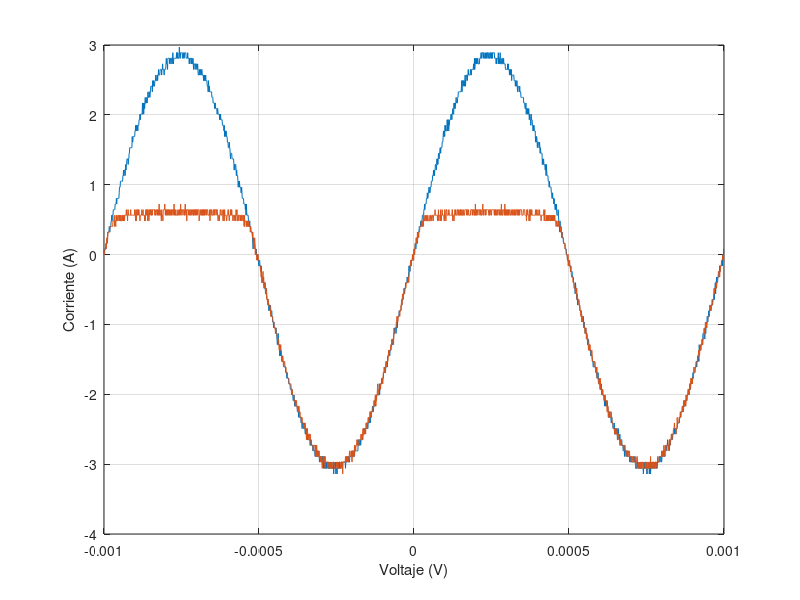

The MATLAB source for this figure:
t=[-1.00E-03
-9.99E-04
-9.98E-04
-9.97E-04
-9.96E-04
-9.95E-04
-9.94E-04
-9.93E-04
-9.92E-04
-9.91E-04
-9.90E-04
-9.89E-04
-9.88E-04
-9.87E-04
-9.86E-04
-9.85E-04
-9.84E-04
-9.83E-04
-9.82E-04
-9.81E-04
-9.80E-04
-9.79E-04
-9.78E-04
-9.77E-04
-9.76E-04
-9.75E-04
-9.74E-04
-9.73E-04
-9.72E-04
-9.71E-04
-9.70E-04
-9.69E-04
-9.68E-04
-9.67E-04
-9.66E-04
-9.65E-04
-9.64E-04
-9.63E-04
-9.62E-04
-9.61E-04
-9.60E-04
-9.59E-04
-9.58E-04
-9.57E-04
-9.56E-04
-9.55E-04
-9.54E-04
-9.53E-04
-9.52E-04
-9.51E-04
-9.50E-04
-9.49E-04
-9.48E-04
-9.47E-04
-9.46E-04
-9.45E-04
-9.44E-04
-9.43E-04
-9.42E-04
-9.41E-04
-9.40E-04
-9.39E-04
-9.38E-04
-9.37E-04
-9.36E-04
-9.35E-04
-9.34E-04
-9.33E-04
-9.32E-04
-9.31E-04
-9.30E-04
-9.29E-04
-9.28E-04
-9.27E-04
-9.26E-04
-9.25E-04
-9.24E-04
-9.23E-04
-9.22E-04
-9.21E-04
-9.20E-04
-9.19E-04
-9.18E-04
-9.17E-04
-9.16E-04
-9.15E-04
-9.14E-04
-9.13E-04
-9.12E-04
-9.11E-04
-9.10E-04
-9.09E-04
-9.08E-04
-9.07E-04
-9.06E-04
-9.05E-04
-9.04E-04
-9.03E-04
-9.02E-04
-9.01E-04
-9.00E-04
-8.99E-04
-8.98E-04
-8.97E-04
-8.96E-04
-8.95E-04
-8.94E-04
-8.93E-04
-8.92E-04
-8.91E-04
-8.90E-04
-8.89E-04
-8.88E-04
-8.87E-04
-8.86E-04
-8.85E-04
-8.84E-04
-8.83E-04
-8.82E-04
-8.81E-04
-8.80E-04
-8.79E-04
-8.78E-04
-8.77E-04
-8.76E-04
-8.75E-04
-8.74E-04
-8.73E-04
-8.72E-04
-8.71E-04
-8.70E-04
-8.69E-04
-8.68E-04
-8.67E-04
-8.66E-04
-8.65E-04
-8.64E-04
-8.63E-04
-8.62E-04
-8.61E-04
-8.60E-04
-8.59E-04
-8.58E-04
-8.57E-04
-8.56E-04
-8.55E-04
-8.54E-04
-8.53E-04
-8.52E-04
-8.51E-04
-8.50E-04
-8.49E-04
-8.48E-04
-8.47E-04
-8.46E-04
-8.45E-04
-8.44E-04
-8.43E-04
-8.42E-04
-8.41E-04
-8.40E-04
-8.39E-04
-8.38E-04
-8.37E-04
-8.36E-04
-8.35E-04
-8.34E-04
-8.33E-04
-8.32E-04
-8.31E-04
-8.30E-04
-8.29E-04
-8.28E-04
-8.27E-04
-8.26E-04
-8.25E-04
-8.24E-04
-8.23E-04
-8.22E-04
-8.21E-04
-8.20E-04
-8.19E-04
-8.18E-04
-8.17E-04
-8.16E-04
-8.15E-04
-8.14E-04
-8.13E-04
-8.12E-04
-8.11E-04
-8.10E-04
-8.09E-04
-8.08E-04
-8.07E-04
-8.06E-04
-8.05E-04
-8.04E-04
-8.03E-04
-8.02E-04
-8.01E-04
-8.00E-04
-7.99E-04
-7.98E-04
-7.97E-04
-7.96E-04
-7.95E-04
-7.94E-04
-7.93E-04
-7.92E-04
-7.91E-04
-7.90E-04
-7.89E-04
-7.88E-04
-7.87E-04
-7.86E-04
-7.85E-04
-7.84E-04
-7.83E-04
-7.82E-04
-7.81E-04
-7.80E-04
-7.79E-04
-7.78E-04
-7.77E-04
-7.76E-04
-7.75E-04
-7.74E-04
-7.73E-04
-7.72E-04
-7.71E-04
-7.70E-04
-7.69E-04
-7.68E-04
-7.67E-04
-7.66E-04
-7.65E-04
-7.64E-04
-7.63E-04
-7.62E-04
-7.61E-04
-7.60E-04
-7.59E-04
-7.58E-04
-7.57E-04
-7.56E-04
-7.55E-04
-7.54E-04
-7.53E-04
-7.52E-04
-7.51E-04
-7.50E-04
-7.49E-04
-7.48E-04
-7.47E-04
-7.46E-04
-7.45E-04
-7.44E-04
-7.43E-04
-7.42E-04
-7.41E-04
-7.40E-04
-7.39E-04
-7.38E-04
-7.37E-04
-7.36E-04
-7.35E-04
-7.34E-04
-7.33E-04
-7.32E-04
-7.31E-04
-7.30E-04
-7.29E-04
-7.28E-04
-7.27E-04
-7.26E-04
-7.25E-04
-7.24E-04
-7.23E-04
-7.22E-04
-7.21E-04
-7.20E-04
-7.19E-04
-7.18E-04
-7.17E-04
-7.16E-04
-7.15E-04
-7.14E-04
-7.13E-04
-7.12E-04
-7.11E-04
-7.10E-04
-7.09E-04
-7.08E-04
-7.07E-04
-7.06E-04
-7.05E-04
-7.04E-04
-7.03E-04
-7.02E-04
-7.01E-04
-7.00E-04
-6.99E-04
-6.98E-04
-6.97E-04
-6.96E-04
-6.95E-04
-6.94E-04
-6.93E-04
-6.92E-04
-6.91E-04
-6.90E-04
-6.89E-04
-6.88E-04
-6.87E-04
-6.86E-04
-6.85E-04
-6.84E-04
-6.83E-04
-6.82E-04
-6.81E-04
-6.80E-04
-6.79E-04
-6.78E-04
-6.77E-04
-6.76E-04
-6.75E-04
-6.74E-04
-6.73E-04
-6.72E-04
-6.71E-04
-6.70E-04
-6.69E-04
-6.68E-04
-6.67E-04
-6.66E-04
-6.65E-04
-6.64E-04
-6.63E-04
-6.62E-04
-6.61E-04
-6.60E-04
-6.59E-04
-6.58E-04
-6.57E-04
-6.56E-04
-6.55E-04
-6.54E-04
-6.53E-04
-6.52E-04
-6.51E-04
-6.50E-04
-6.49E-04
-6.48E-04
-6.47E-04
-6.46E-04
-6.45E-04
-6.44E-04
-6.43E-04
-6.42E-04
-6.41E-04
-6.40E-04
-6.39E-04
-6.38E-04
-6.37E-04
-6.36E-04
-6.35E-04
-6.34E-04
-6.33E-04
-6.32E-04
-6.31E-04
-6.30E-04
-6.29E-04
-6.28E-04
-6.27E-04
-6.26E-04
-6.25E-04
-6.24E-04
-6.23E-04
-6.22E-04
-6.21E-04
-6.20E-04
-6.19E-04
-6.18E-04
-6.17E-04
-6.16E-04
-6.15E-04
-6.14E-04
-6.13E-04
-6.12E-04
-6.11E-04
-6.10E-04
-6.09E-04
-6.08E-04
-6.07E-04
-6.06E-04
-6.05E-04
-6.04E-04
-6.03E-04
-6.02E-04
-6.01E-04
-6.00E-04
-5.99E-04
-5.98E-04
-5.97E-04
-5.96E-04
-5.95E-04
-5.94E-04
-5.93E-04
-5.92E-04
-5.91E-04
-5.90E-04
-5.89E-04
-5.88E-04
-5.87E-04
-5.86E-04
-5.85E-04
-5.84E-04
-5.83E-04
-5.82E-04
-5.81E-04
-5.80E-04
-5.79E-04
-5.78E-04
-5.77E-04
-5.76E-04
-5.75E-04
-5.74E-04
-5.73E-04
-5.72E-04
-5.71E-04
-5.70E-04
-5.69E-04
-5.68E-04
-5.67E-04
-5.66E-04
-5.65E-04
-5.64E-04
-5.63E-04
-5.62E-04
-5.61E-04
-5.60E-04
-5.59E-04
-5.58E-04
-5.57E-04
-5.56E-04
-5.55E-04
-5.54E-04
-5.53E-04
-5.52E-04
-5.51E-04
-5.50E-04
-5.49E-04
-5.48E-04
-5.47E-04
-5.46E-04
-5.45E-04
-5.44E-04
-5.43E-04
-5.42E-04
-5.41E-04
-5.40E-04
-5.39E-04
-5.38E-04
-5.37E-04
-5.36E-04
-5.35E-04
-5.34E-04
-5.33E-04
-5.32E-04
-5.31E-04
-5.30E-04
-5.29E-04
-5.28E-04
-5.27E-04
-5.26E-04
-5.25E-04
-5.24E-04
-5.23E-04
-5.22E-04
-5.21E-04
-5.20E-04
-5.19E-04
-5.18E-04
-5.17E-04
-5.16E-04
-5.15E-04
-5.14E-04
-5.13E-04
-5.12E-04
-5.11E-04
-5.10E-04
-5.09E-04
-5.08E-04
-5.07E-04
-5.06E-04
-5.05E-04
-5.04E-04
-5.03E-04
-5.02E-04
-5.01E-04
-5.00E-04
-4.99E-04
-4.98E-04
-4.97E-04
-4.96E-04
-4.95E-04
-4.94E-04
-4.93E-04
-4.92E-04
-4.91E-04
-4.90E-04
-4.89E-04
-4.88E-04
-4.87E-04
-4.86E-04
-4.85E-04
-4.84E-04
-4.83E-04
-4.82E-04
-4.81E-04
-4.80E-04
-4.79E-04
-4.78E-04
-4.77E-04
-4.76E-04
-4.75E-04
-4.74E-04
-4.73E-04
-4.72E-04
-4.71E-04
-4.70E-04
-4.69E-04
-4.68E-04
-4.67E-04
-4.66E-04
-4.65E-04
-4.64E-04
-4.63E-04
-4.62E-04
-4.61E-04
-4.60E-04
-4.59E-04
-4.58E-04
-4.57E-04
-4.56E-04
-4.55E-04
-4.54E-04
-4.53E-04
-4.52E-04
-4.51E-04
-4.50E-04
-4.49E-04
-4.48E-04
-4.47E-04
-4.46E-04
-4.45E-04
-4.44E-04
-4.43E-04
-4.42E-04
-4.41E-04
-4.40E-04
-4.39E-04
-4.38E-04
-4.37E-04
-4.36E-04
-4.35E-04
-4.34E-04
-4.33E-04
-4.32E-04
-4.31E-04
-4.30E-04
-4.29E-04
-4.28E-04
-4.27E-04
-4.26E-04
-4.25E-04
-4.24E-04
-4.23E-04
-4.22E-04
-4.21E-04
-4.20E-04
-4.19E-04
-4.18E-04
-4.17E-04
-4.16E-04
-4.15E-04
-4.14E-04
-4.13E-04
-4.12E-04
-4.11E-04
-4.10E-04
-4.09E-04
-4.08E-04
-4.07E-04
-4.06E-04
-4.05E-04
-4.04E-04
-4.03E-04
-4.02E-04
-4.01E-04
-4.00E-04
-3.99E-04
-3.98E-04
-3.97E-04
-3.96E-04
-3.95E-04
-3.94E-04
-3.93E-04
-3.92E-04
-3.91E-04
-3.90E-04
-3.89E-04
-3.88E-04
-3.87E-04
-3.86E-04
-3.85E-04
-3.84E-04
-3.83E-04
-3.82E-04
-3.81E-04
-3.80E-04
-3.79E-04
-3.78E-04
-3.77E-04
-3.76E-04
-3.75E-04
-3.74E-04
-3.73E-04
-3.72E-04
-3.71E-04
-3.70E-04
-3.69E-04
-3.68E-04
-3.67E-04
-3.66E-04
-3.65E-04
-3.64E-04
-3.63E-04
-3.62E-04
-3.61E-04
-3.60E-04
-3.59E-04
-3.58E-04
-3.57E-04
-3.56E-04
-3.55E-04
-3.54E-04
-3.53E-04
-3.52E-04
-3.51E-04
-3.50E-04
-3.49E-04
-3.48E-04
-3.47E-04
-3.46E-04
-3.45E-04
-3.44E-04
-3.43E-04
-3.42E-04
-3.41E-04
-3.40E-04
-3.39E-04
-3.38E-04
-3.37E-04
-3.36E-04
-3.35E-04
-3.34E-04
-3.33E-04
-3.32E-04
-3.31E-04
-3.30E-04
-3.29E-04
-3.28E-04
-3.27E-04
-3.26E-04
-3.25E-04
-3.24E-04
-3.23E-04
-3.22E-04
-3.21E-04
-3.20E-04
-3.19E-04
-3.18E-04
-3.17E-04
-3.16E-04
-3.15E-04
-3.14E-04
-3.13E-04
-3.12E-04
-3.11E-04
-3.10E-04
-3.09E-04
-3.08E-04
-3.07E-04
-3.06E-04
-3.05E-04
-3.04E-04
-3.03E-04
-3.02E-04
-3.01E-04
-3.00E-04
-2.99E-04
-2.98E-04
-2.97E-04
-2.96E-04
-2.95E-04
-2.94E-04
-2.93E-04
-2.92E-04
-2.91E-04
-2.90E-04
-2.89E-04
-2.88E-04
-2.87E-04
-2.86E-04
-2.85E-04
-2.84E-04
-2.83E-04
-2.82E-04
-2.81E-04
-2.80E-04
-2.79E-04
-2.78E-04
-2.77E-04
-2.76E-04
-2.75E-04
-2.74E-04
-2.73E-04
-2.72E-04
-2.71E-04
-2.70E-04
-2.69E-04
-2.68E-04
-2.67E-04
-2.66E-04
-2.65E-04
-2.64E-04
-2.63E-04
-2.62E-04
-2.61E-04
-2.60E-04
-2.59E-04
-2.58E-04
-2.57E-04
-2.56E-04
-2.55E-04
-2.54E-04
-2.53E-04
-2.52E-04
-2.51E-04
-2.50E-04
-2.49E-04
-2.48E-04
-2.47E-04
-2.46E-04
-2.45E-04
-2.44E-04
-2.43E-04
-2.42E-04
-2.41E-04
-2.40E-04
-2.39E-04
-2.38E-04
-2.37E-04
-2.36E-04
-2.35E-04
-2.34E-04
-2.33E-04
-2.32E-04
-2.31E-04
-2.30E-04
-2.29E-04
-2.28E-04
-2.27E-04
-2.26E-04
-2.25E-04
-2.24E-04
-2.23E-04
-2.22E-04
-2.21E-04
-2.20E-04
-2.19E-04
-2.18E-04
-2.17E-04
-2.16E-04
-2.15E-04
-2.14E-04
-2.13E-04
-2.12E-04
-2.11E-04
-2.10E-04
-2.09E-04
-2.08E-04
-2.07E-04
-2.06E-04
-2.05E-04
-2.04E-04
-2.03E-04
-2.02E-04
-2.01E-04
-2.00E-04
-1.99E-04
-1.98E-04
-1.97E-04
-1.96E-04
-1.95E-04
-1.94E-04
-1.93E-04
-1.92E-04
-1.91E-04
-1.90E-04
-1.89E-04
-1.88E-04
-1.87E-04
-1.86E-04
-1.85E-04
-1.84E-04
-1.83E-04
-1.82E-04
-1.81E-04
-1.80E-04
-1.79E-04
-1.78E-04
-1.77E-04
-1.76E-04
-1.75E-04
-1.74E-04
-1.73E-04
-1.72E-04
-1.71E-04
-1.70E-04
-1.69E-04
-1.68E-04
-1.67E-04
-1.66E-04
-1.65E-04
-1.64E-04
-1.63E-04
-1.62E-04
-1.61E-04
-1.60E-04
-1.59E-04
-1.58E-04
-1.57E-04
-1.56E-04
-1.55E-04
-1.54E-04
-1.53E-04
-1.52E-04
-1.51E-04
-1.50E-04
-1.49E-04
-1.48E-04
-1.47E-04
-1.46E-04
-1.45E-04
-1.44E-04
-1.43E-04
-1.42E-04
-1.41E-04
-1.40E-04
-1.39E-04
-1.38E-04
-1.37E-04
-1.36E-04
-1.35E-04
-1.34E-04
-1.33E-04
-1.32E-04
-1.31E-04
-1.30E-04
-1.29E-04
-1.28E-04
-1.27E-04
-1.26E-04
-1.25E-04
-1.24E-04
-1.23E-04
-1.22E-04
-1.21E-04
-1.20E-04
-1.19E-04
-1.18E-04
-1.17E-04
-1.16E-04
-1.15E-04
-1.14E-04
-1.13E-04
-1.12E-04
-1.11E-04
-1.10E-04
-1.09E-04
-1.08E-04
-1.07E-04
-1.06E-04
-1.05E-04
-1.04E-04
-1.03E-04
-1.02E-04
-1.01E-04
-1.00E-04
-9.90E-05
-9.80E-05
-9.70E-05
-9.60E-05
-9.50E-05
-9.40E-05
-9.30E-05
-9.20E-05
-9.10E-05
-9.00E-05
-8.90E-05
-8.80E-05
-8.70E-05
-8.60E-05
-8.50E-05
-8.40E-05
-8.30E-05
-8.20E-05
-8.10E-05
-8.00E-05
-7.90E-05
-7.80E-05
-7.70E-05
-7.60E-05
-7.50E-05
-7.40E-05
-7.30E-05
-7.20E-05
-7.10E-05
-7.00E-05
-6.90E-05
-6.80E-05
-6.70E-05
-6.60E-05
-6.50E-05
-6.40E-05
-6.30E-05
-6.20E-05
-6.10E-05
-6.00E-05
-5.90E-05
-5.80E-05
-5.70E-05
-5.60E-05
-5.50E-05
-5.40E-05
-5.30E-05
-5.20E-05
-5.10E-05
-5.00E-05
-4.90E-05
-4.80E-05
-4.70E-05
-4.60E-05
-4.50E-05
-4.40E-05
-4.30E-05
-4.20E-05
-4.10E-05
-4.00E-05
-3.90E-05
-3.80E-05
-3.70E-05
-3.60E-05
-3.50E-05
-3.40E-05
-3.30E-05
-3.20E-05
-3.10E-05
-3.00E-05
-2.90E-05
-2.80E-05
-2.70E-05
-2.60E-05
-2.50E-05
-2.40E-05
-2.30E-05
-2.20E-05
-2.10E-05
-2.00E-05
-1.90E-05
-1.80E-05
-1.70E-05
-1.60E-05
-1.50E-05
-1.40E-05
-1.30E-05
-1.20E-05
-1.10E-05
-1.00E-05
-9.00E-06
-8.00E-06
-7.00E-06
-6.00E-06
-5.00E-06
-4.00E-06
-3.00E-06
-2.00E-06
-1.00E-06
0.00E+00
1.00E-06
2.00E-06
3.00E-06
4.00E-06
5.00E-06
6.00E-06
7.00E-06
8.00E-06
9.00E-06
1.00E-05
1.10E-05
1.20E-05
1.30E-05
1.40E-05
1.50E-05
1.60E-05
1.70E-05
1.80E-05
1.90E-05
2.00E-05
2.10E-05
2.20E-05
2.30E-05
2.40E-05
2.50E-05
2.60E-05
2.70E-05
2.80E-05
2.90E-05
3.00E-05
3.10E-05
3.20E-05
3.30E-05
3.40E-05
3.50E-05
3.60E-05
3.70E-05
3.80E-05
3.90E-05
4.00E-05
4.10E-05
4.20E-05
4.30E-05
4.40E-05
4.50E-05
4.60E-05
4.70E-05
4.80E-05
4.90E-05
5.00E-05
5.10E-05
5.20E-05
5.30E-05
5.40E-05
5.50E-05
5.60E-05
5.70E-05
5.80E-05
5.90E-05
6.00E-05
6.10E-05
6.20E-05
6.30E-05
6.40E-05
6.50E-05
6.60E-05
6.70E-05
6.80E-05
6.90E-05
7.00E-05
7.10E-05
7.20E-05
7.30E-05
7.40E-05
7.50E-05
7.60E-05
7.70E-05
7.80E-05
7.90E-05
8.00E-05
8.10E-05
8.20E-05
8.30E-05
8.40E-05
8.50E-05
8.60E-05
8.70E-05
8.80E-05
8.90E-05
9.00E-05
9.10E-05
9.20E-05
9.30E-05
9.40E-05
9.50E-05
9.60E-05
9.70E-05
9.80E-05
9.90E-05
1.00E-04
1.01E-04
1.02E-04
1.03E-04
1.04E-04
1.05E-04
1.06E-04
1.07E-04
1.08E-04
1.09E-04
1.10E-04
1.11E-04
1.12E-04
1.13E-04
1.14E-04
1.15E-04
1.16E-04
1.17E-04
1.18E-04
1.19E-04
1.20E-04
1.21E-04
1.22E-04
1.23E-04
1.24E-04
1.25E-04
1.26E-04
1.27E-04
1.28E-04
1.29E-04
1.30E-04
1.31E-04
1.32E-04
1.33E-04
1.34E-04
1.35E-04
1.36E-04
1.37E-04
1.38E-04
1.39E-04
1.40E-04
1.41E-04
1.42E-04
1.43E-04
1.44E-04
1.45E-04
1.46E-04
1.47E-04
1.48E-04
1.49E-04
1.50E-04
1.51E-04
1.52E-04
1.53E-04
1.54E-04
1.55E-04
1.56E-04
1.57E-04
1.58E-04
1.59E-04
1.60E-04
1.61E-04
1.62E-04
1.63E-04
1.64E-04
1.65E-04
1.66E-04
1.67E-04
1.68E-04
1.69E-04
1.70E-04
1.71E-04
1.72E-04
1.73E-04
1.74E-04
1.75E-04
1.76E-04
1.77E-04
1.78E-04
1.79E-04
1.80E-04
1.81E-04
1.82E-04
1.83E-04
1.84E-04
1.85E-04
1.86E-04
1.87E-04
1.88E-04
1.89E-04
1.90E-04
1.91E-04
1.92E-04
1.93E-04
1.94E-04
1.95E-04
1.96E-04
1.97E-04
1.98E-04
1.99E-04
2.00E-04
2.01E-04
2.02E-04
2.03E-04
2.04E-04
2.05E-04
2.06E-04
2.07E-04
2.08E-04
2.09E-04
2.10E-04
2.11E-04
2.12E-04
2.13E-04
2.14E-04
2.15E-04
2.16E-04
2.17E-04
2.18E-04
2.19E-04
2.20E-04
2.21E-04
2.22E-04
2.23E-04
2.24E-04
2.25E-04
2.26E-04
2.27E-04
2.28E-04
2.29E-04
2.30E-04
2.31E-04
2.32E-04
2.33E-04
2.34E-04
2.35E-04
2.36E-04
2.37E-04
2.38E-04
2.39E-04
2.40E-04
2.41E-04
2.42E-04
2.43E-04
2.44E-04
2.45E-04
2.46E-04
2.47E-04
2.48E-04
2.49E-04
2.50E-04
2.51E-04
2.52E-04
2.53E-04
2.54E-04
2.55E-04
2.56E-04
2.57E-04
2.58E-04
2.59E-04
2.60E-04
2.61E-04
2.62E-04
2.63E-04
2.64E-04
2.65E-04
2.66E-04
2.67E-04
2.68E-04
2.69E-04
2.70E-04
2.71E-04
2.72E-04
2.73E-04
2.74E-04
2.75E-04
2.76E-04
2.77E-04
2.78E-04
2.79E-04
2.80E-04
2.81E-04
2.82E-04
2.83E-04
2.84E-04
2.85E-04
2.86E-04
2.87E-04
2.88E-04
2.89E-04
2.90E-04
2.91E-04
2.92E-04
2.93E-04
2.94E-04
2.95E-04
2.96E-04
2.97E-04
2.98E-04
2.99E-04
3.00E-04
3.01E-04
3.02E-04
3.03E-04
3.04E-04
3.05E-04
3.06E-04
3.07E-04
3.08E-04
3.09E-04
3.10E-04
3.11E-04
3.12E-04
3.13E-04
3.14E-04
3.15E-04
3.16E-04
3.17E-04
3.18E-04
3.19E-04
3.20E-04
3.21E-04
3.22E-04
3.23E-04
3.24E-04
3.25E-04
3.26E-04
3.27E-04
3.28E-04
3.29E-04
3.30E-04
3.31E-04
3.32E-04
3.33E-04
3.34E-04
3.35E-04
3.36E-04
3.37E-04
3.38E-04
3.39E-04
3.40E-04
3.41E-04
3.42E-04
3.43E-04
3.44E-04
3.45E-04
3.46E-04
3.47E-04
3.48E-04
3.49E-04
3.50E-04
3.51E-04
3.52E-04
3.53E-04
3.54E-04
3.55E-04
3.56E-04
3.57E-04
3.58E-04
3.59E-04
3.60E-04
3.61E-04
3.62E-04
3.63E-04
3.64E-04
3.65E-04
3.66E-04
3.67E-04
3.68E-04
3.69E-04
3.70E-04
3.71E-04
3.72E-04
3.73E-04
3.74E-04
3.75E-04
3.76E-04
3.77E-04
3.78E-04
3.79E-04
3.80E-04
3.81E-04
3.82E-04
3.83E-04
3.84E-04
3.85E-04
3.86E-04
3.87E-04
3.88E-04
3.89E-04
3.90E-04
3.91E-04
3.92E-04
3.93E-04
3.94E-04
3.95E-04
3.96E-04
3.97E-04
3.98E-04
3.99E-04
4.00E-04
4.01E-04
4.02E-04
4.03E-04
4.04E-04
4.05E-04
4.06E-04
4.07E-04
4.08E-04
4.09E-04
4.10E-04
4.11E-04
4.12E-04
4.13E-04
4.14E-04
4.15E-04
4.16E-04
4.17E-04
4.18E-04
4.19E-04
4.20E-04
4.21E-04
4.22E-04
4.23E-04
4.24E-04
4.25E-04
4.26E-04
4.27E-04
4.28E-04
4.29E-04
4.30E-04
4.31E-04
4.32E-04
4.33E-04
4.34E-04
4.35E-04
4.36E-04
4.37E-04
4.38E-04
4.39E-04
4.40E-04
4.41E-04
4.42E-04
4.43E-04
4.44E-04
4.45E-04
4.46E-04
4.47E-04
4.48E-04
4.49E-04
4.50E-04
4.51E-04
4.52E-04
4.53E-04
4.54E-04
4.55E-04
4.56E-04
4.57E-04
4.58E-04
4.59E-04
4.60E-04
4.61E-04
4.62E-04
4.63E-04
4.64E-04
4.65E-04
4.66E-04
4.67E-04
4.68E-04
4.69E-04
4.70E-04
4.71E-04
4.72E-04
4.73E-04
4.74E-04
4.75E-04
4.76E-04
4.77E-04
4.78E-04
4.79E-04
4.80E-04
4.81E-04
4.82E-04
4.83E-04
4.84E-04
4.85E-04
4.86E-04
4.87E-04
4.88E-04
4.89E-04
4.90E-04
4.91E-04
4.92E-04
4.93E-04
4.94E-04
4.95E-04
4.96E-04
4.97E-04
4.98E-04
4.99E-04
5.00E-04
5.01E-04
5.02E-04
5.03E-04
5.04E-04
5.05E-04
5.06E-04
5.07E-04
5.08E-04
5.09E-04
5.10E-04
5.11E-04
5.12E-04
5.13E-04
5.14E-04
5.15E-04
5.16E-04
5.17E-04
5.18E-04
5.19E-04
5.20E-04
5.21E-04
5.22E-04
5.23E-04
5.24E-04
5.25E-04
5.26E-04
5.27E-04
5.28E-04
5.29E-04
5.30E-04
5.31E-04
5.32E-04
5.33E-04
5.34E-04
5.35E-04
5.36E-04
5.37E-04
5.38E-04
5.39E-04
5.40E-04
5.41E-04
5.42E-04
5.43E-04
5.44E-04
5.45E-04
5.46E-04
5.47E-04
5.48E-04
5.49E-04
5.50E-04
5.51E-04
5.52E-04
5.53E-04
5.54E-04
5.55E-04
5.56E-04
5.57E-04
5.58E-04
5.59E-04
5.60E-04
5.61E-04
5.62E-04
5.63E-04
5.64E-04
5.65E-04
5.66E-04
5.67E-04
5.68E-04
5.69E-04
5.70E-04
5.71E-04
5.72E-04
5.73E-04
5.74E-04
5.75E-04
5.76E-04
5.77E-04
5.78E-04
5.79E-04
5.80E-04
5.81E-04
5.82E-04
5.83E-04
5.84E-04
5.85E-04
5.86E-04
5.87E-04
5.88E-04
5.89E-04
5.90E-04
5.91E-04
5.92E-04
5.93E-04
5.94E-04
5.95E-04
5.96E-04
5.97E-04
5.98E-04
5.99E-04
6.00E-04
6.01E-04
6.02E-04
6.03E-04
6.04E-04
6.05E-04
6.06E-04
6.07E-04
6.08E-04
6.09E-04
6.10E-04
6.11E-04
6.12E-04
6.13E-04
6.14E-04
6.15E-04
6.16E-04
6.17E-04
6.18E-04
6.19E-04
6.20E-04
6.21E-04
6.22E-04
6.23E-04
6.24E-04
6.25E-04
6.26E-04
6.27E-04
6.28E-04
6.29E-04
6.30E-04
6.31E-04
6.32E-04
6.33E-04
6.34E-04
6.35E-04
6.36E-04
6.37E-04
6.38E-04
6.39E-04
6.40E-04
6.41E-04
6.42E-04
6.43E-04
6.44E-04
6.45E-04
6.46E-04
6.47E-04
6.48E-04
6.49E-04
6.50E-04
6.51E-04
6.52E-04
6.53E-04
6.54E-04
6.55E-04
6.56E-04
6.57E-04
6.58E-04
6.59E-04
6.60E-04
6.61E-04
6.62E-04
6.63E-04
6.64E-04
6.65E-04
6.66E-04
6.67E-04
6.68E-04
6.69E-04
6.70E-04
6.71E-04
6.72E-04
6.73E-04
6.74E-04
6.75E-04
6.76E-04
6.77E-04
6.78E-04
6.79E-04
6.80E-04
6.81E-04
6.82E-04
6.83E-04
6.84E-04
6.85E-04
6.86E-04
6.87E-04
6.88E-04
6.89E-04
6.90E-04
6.91E-04
6.92E-04
6.93E-04
6.94E-04
6.95E-04
6.96E-04
6.97E-04
6.98E-04
6.99E-04
7.00E-04
7.01E-04
7.02E-04
7.03E-04
7.04E-04
7.05E-04
7.06E-04
7.07E-04
7.08E-04
7.09E-04
7.10E-04
7.11E-04
7.12E-04
7.13E-04
7.14E-04
7.15E-04
7.16E-04
7.17E-04
7.18E-04
7.19E-04
7.20E-04
7.21E-04
7.22E-04
7.23E-04
7.24E-04
7.25E-04
7.26E-04
7.27E-04
7.28E-04
7.29E-04
7.30E-04
7.31E-04
7.32E-04
7.33E-04
7.34E-04
7.35E-04
7.36E-04
7.37E-04
7.38E-04
7.39E-04
7.40E-04
7.41E-04
7.42E-04
7.43E-04
7.44E-04
7.45E-04
7.46E-04
7.47E-04
7.48E-04
7.49E-04
7.50E-04
7.51E-04
7.52E-04
7.53E-04
7.54E-04
7.55E-04
7.56E-04
7.57E-04
7.58E-04
7.59E-04
7.60E-04
7.61E-04
7.62E-04
7.63E-04
7.64E-04
7.65E-04
7.66E-04
7.67E-04
7.68E-04
7.69E-04
7.70E-04
7.71E-04
7.72E-04
7.73E-04
7.74E-04
7.75E-04
7.76E-04
7.77E-04
7.78E-04
7.79E-04
7.80E-04
7.81E-04
7.82E-04
7.83E-04
7.84E-04
7.85E-04
7.86E-04
7.87E-04
7.88E-04
7.89E-04
7.90E-04
7.91E-04
7.92E-04
7.93E-04
7.94E-04
7.95E-04
7.96E-04
7.97E-04
7.98E-04
7.99E-04
8.00E-04
8.01E-04
8.02E-04
8.03E-04
8.04E-04
8.05E-04
8.06E-04
8.07E-04
8.08E-04
8.09E-04
8.10E-04
8.11E-04
8.12E-04
8.13E-04
8.14E-04
8.15E-04
8.16E-04
8.17E-04
8.18E-04
8.19E-04
8.20E-04
8.21E-04
8.22E-04
8.23E-04
8.24E-04
8.25E-04
8.26E-04
8.27E-04
8.28E-04
8.29E-04
8.30E-04
8.31E-04
8.32E-04
8.33E-04
8.34E-04
8.35E-04
8.36E-04
8.37E-04
8.38E-04
8.39E-04
8.40E-04
8.41E-04
8.42E-04
8.43E-04
8.44E-04
8.45E-04
8.46E-04
8.47E-04
8.48E-04
8.49E-04
8.50E-04
8.51E-04
8.52E-04
8.53E-04
8.54E-04
8.55E-04
8.56E-04
8.57E-04
8.58E-04
8.59E-04
8.60E-04
8.61E-04
8.62E-04
8.63E-04
8.64E-04
8.65E-04
8.66E-04
8.67E-04
8.68E-04
8.69E-04
8.70E-04
8.71E-04
8.72E-04
8.73E-04
8.74E-04
8.75E-04
8.76E-04
8.77E-04
8.78E-04
8.79E-04
8.80E-04
8.81E-04
8.82E-04
8.83E-04
8.84E-04
8.85E-04
8.86E-04
8.87E-04
8.88E-04
8.89E-04
8.90E-04
8.91E-04
8.92E-04
8.93E-04
8.94E-04
8.95E-04
8.96E-04
8.97E-04
8.98E-04
8.99E-04
9.00E-04
9.01E-04
9.02E-04
9.03E-04
9.04E-04
9.05E-04
9.06E-04
9.07E-04
9.08E-04
9.09E-04
9.10E-04
9.11E-04
9.12E-04
9.13E-04
9.14E-04
9.15E-04
9.16E-04
9.17E-04
9.18E-04
9.19E-04
9.20E-04
9.21E-04
9.22E-04
9.23E-04
9.24E-04
9.25E-04
9.26E-04
9.27E-04
9.28E-04
9.29E-04
9.30E-04
9.31E-04
9.32E-04
9.33E-04
9.34E-04
9.35E-04
9.36E-04
9.37E-04
9.38E-04
9.39E-04
9.40E-04
9.41E-04
9.42E-04
9.43E-04
9.44E-04
9.45E-04
9.46E-04
9.47E-04
9.48E-04
9.49E-04
9.50E-04
9.51E-04
9.52E-04
9.53E-04
9.54E-04
9.55E-04
9.56E-04
9.57E-04
9.58E-04
9.59E-04
9.60E-04
9.61E-04
9.62E-04
9.63E-04
9.64E-04
9.65E-04
9.66E-04
9.67E-04
9.68E-04
9.69E-04
9.70E-04
9.71E-04
9.72E-04
9.73E-04
9.74E-04
9.75E-04
9.76E-04
9.77E-04
9.78E-04
9.79E-04
9.80E-04
9.81E-04
9.82E-04
9.83E-04
9.84E-04
9.85E-04
9.86E-04
9.87E-04
9.88E-04
9.89E-04
9.90E-04
9.91E-04
9.92E-04
9.93E-04
9.94E-04
9.95E-04
9.96E-04
9.97E-04
9.98E-04
9.99E-04];
x=[0.00E+00
8.04E-02
8.04E-02
8.04E-02
8.04E-02
8.04E-02
8.04E-02
8.04E-02
1.61E-01
1.61E-01
1.61E-01
2.41E-01
3.22E-01
3.22E-01
3.22E-01
3.22E-01
3.22E-01
4.02E-01
3.22E-01
3.22E-01
4.02E-01
4.02E-01
4.02E-01
4.82E-01
4.82E-01
5.63E-01
4.82E-01
5.63E-01
5.63E-01
5.63E-01
6.43E-01
6.43E-01
6.43E-01
6.43E-01
6.43E-01
6.43E-01
7.24E-01
7.24E-01
7.24E-01
7.24E-01
8.04E-01
7.24E-01
8.04E-01
8.04E-01
8.04E-01
8.04E-01
8.04E-01
8.04E-01
8.04E-01
8.84E-01
9.65E-01
9.65E-01
9.65E-01
1.05E+00
1.05E+00
1.05E+00
1.05E+00
1.05E+00
1.05E+00
1.05E+00
1.05E+00
1.13E+00
1.13E+00
1.21E+00
1.13E+00
1.21E+00
1.21E+00
1.21E+00
1.13E+00
1.21E+00
1.29E+00
1.21E+00
1.29E+00
1.29E+00
1.37E+00
1.37E+00
1.37E+00
1.37E+00
1.29E+00
1.37E+00
1.37E+00
1.45E+00
1.45E+00
1.53E+00
1.53E+00
1.53E+00
1.53E+00
1.53E+00
1.53E+00
1.53E+00
1.53E+00
1.69E+00
1.61E+00
1.61E+00
1.69E+00
1.69E+00
1.69E+00
1.69E+00
1.69E+00
1.69E+00
1.77E+00
1.77E+00
1.85E+00
1.77E+00
1.85E+00
1.85E+00
1.77E+00
1.85E+00
1.85E+00
1.77E+00
1.85E+00
1.85E+00
1.85E+00
1.93E+00
1.93E+00
1.93E+00
2.01E+00
1.93E+00
2.01E+00
2.01E+00
2.01E+00
2.01E+00
2.01E+00
2.01E+00
2.17E+00
2.09E+00
2.01E+00
2.17E+00
2.01E+00
2.09E+00
2.17E+00
2.09E+00
2.17E+00
2.25E+00
2.17E+00
2.17E+00
2.17E+00
2.17E+00
2.25E+00
2.17E+00
2.25E+00
2.25E+00
2.33E+00
2.25E+00
2.25E+00
2.25E+00
2.33E+00
2.33E+00
2.25E+00
2.33E+00
2.33E+00
2.41E+00
2.41E+00
2.41E+00
2.41E+00
2.41E+00
2.33E+00
2.49E+00
2.41E+00
2.41E+00
2.49E+00
2.41E+00
2.41E+00
2.41E+00
2.49E+00
2.49E+00
2.49E+00
2.57E+00
2.49E+00
2.49E+00
2.49E+00
2.57E+00
2.57E+00
2.49E+00
2.57E+00
2.57E+00
2.65E+00
2.57E+00
2.57E+00
2.57E+00
2.57E+00
2.65E+00
2.65E+00
2.65E+00
2.65E+00
2.65E+00
2.57E+00
2.65E+00
2.65E+00
2.73E+00
2.65E+00
2.65E+00
2.65E+00
2.65E+00
2.57E+00
2.65E+00
2.65E+00
2.65E+00
2.65E+00
2.65E+00
2.73E+00
2.81E+00
2.73E+00
2.73E+00
2.73E+00
2.65E+00
2.81E+00
2.81E+00
2.81E+00
2.81E+00
2.81E+00
2.81E+00
2.73E+00
2.81E+00
2.81E+00
2.81E+00
2.73E+00
2.81E+00
2.81E+00
2.81E+00
2.73E+00
2.81E+00
2.89E+00
2.81E+00
2.73E+00
2.81E+00
2.81E+00
2.81E+00
2.81E+00
2.81E+00
2.81E+00
2.81E+00
2.81E+00
2.81E+00
2.89E+00
2.81E+00
2.89E+00
2.81E+00
2.89E+00
2.81E+00
2.81E+00
2.81E+00
2.81E+00
2.97E+00
2.89E+00
2.81E+00
2.81E+00
2.89E+00
2.89E+00
2.89E+00
2.89E+00
2.89E+00
2.89E+00
2.81E+00
2.81E+00
2.89E+00
2.89E+00
2.81E+00
2.81E+00
2.81E+00
2.89E+00
2.89E+00
2.89E+00
2.89E+00
2.89E+00
2.81E+00
2.81E+00
2.81E+00
2.81E+00
2.81E+00
2.89E+00
2.81E+00
2.81E+00
2.81E+00
2.81E+00
2.73E+00
2.81E+00
2.73E+00
2.81E+00
2.81E+00
2.81E+00
2.81E+00
2.73E+00
2.81E+00
2.81E+00
2.73E+00
2.73E+00
2.81E+00
2.73E+00
2.65E+00
2.73E+00
2.73E+00
2.73E+00
2.73E+00
2.65E+00
2.73E+00
2.73E+00
2.73E+00
2.73E+00
2.65E+00
2.65E+00
2.65E+00
2.73E+00
2.65E+00
2.57E+00
2.57E+00
2.57E+00
2.65E+00
2.65E+00
2.57E+00
2.65E+00
2.65E+00
2.57E+00
2.57E+00
2.57E+00
2.65E+00
2.65E+00
2.57E+00
2.57E+00
2.57E+00
2.57E+00
2.49E+00
2.57E+00
2.49E+00
2.57E+00
2.49E+00
2.49E+00
2.49E+00
2.57E+00
2.49E+00
2.49E+00
2.49E+00
2.49E+00
2.41E+00
2.41E+00
2.41E+00
2.33E+00
2.49E+00
2.41E+00
2.33E+00
2.41E+00
2.33E+00
2.33E+00
2.33E+00
2.33E+00
2.33E+00
2.33E+00
2.33E+00
2.25E+00
2.25E+00
2.25E+00
2.25E+00
2.17E+00
2.17E+00
2.17E+00
2.17E+00
2.17E+00
2.09E+00
2.17E+00
2.17E+00
2.09E+00
2.09E+00
2.09E+00
2.09E+00
2.09E+00
2.01E+00
2.09E+00
2.09E+00
2.01E+00
2.01E+00
2.01E+00
2.01E+00
2.01E+00
1.93E+00
2.01E+00
1.93E+00
2.01E+00
1.93E+00
1.93E+00
1.93E+00
1.93E+00
1.93E+00
1.85E+00
1.85E+00
1.85E+00
1.85E+00
1.85E+00
1.77E+00
1.85E+00
1.69E+00
1.69E+00
1.77E+00
1.77E+00
1.69E+00
1.77E+00
1.69E+00
1.69E+00
1.69E+00
1.61E+00
1.61E+00
1.61E+00
1.53E+00
1.53E+00
1.53E+00
1.61E+00
1.53E+00
1.53E+00
1.45E+00
1.37E+00
1.45E+00
1.45E+00
1.45E+00
1.45E+00
1.37E+00
1.37E+00
1.37E+00
1.37E+00
1.37E+00
1.37E+00
1.29E+00
1.21E+00
1.29E+00
1.21E+00
1.29E+00
1.29E+00
1.29E+00
1.21E+00
1.13E+00
1.21E+00
1.13E+00
1.13E+00
1.13E+00
1.05E+00
9.65E-01
1.05E+00
1.05E+00
9.65E-01
1.05E+00
9.65E-01
9.65E-01
9.65E-01
9.65E-01
8.84E-01
8.84E-01
9.65E-01
8.84E-01
8.04E-01
8.04E-01
8.04E-01
8.04E-01
8.04E-01
7.24E-01
7.24E-01
7.24E-01
7.24E-01
7.24E-01
6.43E-01
7.24E-01
5.63E-01
7.24E-01
6.43E-01
5.63E-01
5.63E-01
5.63E-01
5.63E-01
5.63E-01
4.82E-01
4.82E-01
4.82E-01
4.02E-01
4.82E-01
4.02E-01
4.02E-01
4.02E-01
3.22E-01
3.22E-01
3.22E-01
3.22E-01
3.22E-01
2.41E-01
1.61E-01
8.04E-02
2.41E-01
1.61E-01
1.61E-01
1.61E-01
1.61E-01
8.04E-02
8.04E-02
8.04E-02
0.00E+00
8.04E-02
0.00E+00
0.00E+00
0.00E+00
-8.04E-02
0.00E+00
-8.04E-02
-8.04E-02
-1.61E-01
-1.61E-01
-1.61E-01
-8.04E-02
-1.61E-01
-1.61E-01
-1.61E-01
-2.41E-01
-1.61E-01
-3.22E-01
-3.22E-01
-4.02E-01
-3.22E-01
-3.22E-01
-4.02E-01
-4.02E-01
-4.02E-01
-4.82E-01
-4.82E-01
-4.02E-01
-4.02E-01
-4.82E-01
-5.63E-01
-5.63E-01
-5.63E-01
-4.82E-01
-5.63E-01
-6.43E-01
-6.43E-01
-6.43E-01
-6.43E-01
-6.43E-01
-7.24E-01
-8.04E-01
-7.24E-01
-7.24E-01
-8.04E-01
-8.04E-01
-7.24E-01
-8.04E-01
-8.84E-01
-8.84E-01
-8.04E-01
-8.84E-01
-8.84E-01
-9.65E-01
-9.65E-01
-9.65E-01
-1.05E+00
-9.65E-01
-1.05E+00
-1.05E+00
-1.05E+00
-1.05E+00
-1.05E+00
-1.13E+00
-1.05E+00
-1.13E+00
-1.13E+00
-1.21E+00
-1.29E+00
-1.29E+00
-1.21E+00
-1.13E+00
-1.29E+00
-1.29E+00
-1.29E+00
-1.29E+00
-1.45E+00
-1.37E+00
-1.45E+00
-1.37E+00
-1.45E+00
-1.45E+00
-1.45E+00
-1.53E+00
-1.45E+00
-1.53E+00
-1.53E+00
-1.53E+00
-1.53E+00
-1.53E+00
-1.61E+00
-1.61E+00
-1.61E+00
-1.61E+00
-1.61E+00
-1.69E+00
-1.69E+00
-1.69E+00
-1.69E+00
-1.77E+00
-1.69E+00
-1.77E+00
-1.77E+00
-1.77E+00
-1.77E+00
-1.85E+00
-1.85E+00
-1.85E+00
-1.85E+00
-1.85E+00
-1.93E+00
-1.93E+00
-1.93E+00
-1.93E+00
-1.93E+00
-1.93E+00
-1.93E+00
-2.01E+00
-2.01E+00
-2.09E+00
-2.09E+00
-2.09E+00
-2.01E+00
-2.09E+00
-2.17E+00
-2.09E+00
-2.17E+00
-2.09E+00
-2.09E+00
-2.17E+00
-2.17E+00
-2.17E+00
-2.17E+00
-2.25E+00
-2.25E+00
-2.25E+00
-2.25E+00
-2.33E+00
-2.25E+00
-2.25E+00
-2.33E+00
-2.33E+00
-2.33E+00
-2.33E+00
-2.33E+00
-2.41E+00
-2.33E+00
-2.41E+00
-2.49E+00
-2.41E+00
-2.41E+00
-2.41E+00
-2.49E+00
-2.41E+00
-2.49E+00
-2.41E+00
-2.49E+00
-2.49E+00
-2.57E+00
-2.57E+00
-2.49E+00
-2.57E+00
-2.57E+00
-2.57E+00
-2.65E+00
-2.57E+00
-2.65E+00
-2.65E+00
-2.65E+00
-2.65E+00
-2.65E+00
-2.65E+00
-2.65E+00
-2.65E+00
-2.73E+00
-2.65E+00
-2.73E+00
-2.65E+00
-2.73E+00
-2.73E+00
-2.73E+00
-2.73E+00
-2.73E+00
-2.81E+00
-2.73E+00
-2.73E+00
-2.81E+00
-2.81E+00
-2.81E+00
-2.81E+00
-2.89E+00
-2.73E+00
-2.81E+00
-2.81E+00
-2.89E+00
-2.81E+00
-2.89E+00
-2.89E+00
-2.81E+00
-2.89E+00
-2.81E+00
-2.89E+00
-2.89E+00
-2.89E+00
-2.97E+00
-2.97E+00
-2.89E+00
-2.97E+00
-2.89E+00
-2.89E+00
-2.97E+00
-2.97E+00
-2.97E+00
-2.89E+00
-2.97E+00
-2.89E+00
-2.97E+00
-3.06E+00
-2.97E+00
-2.89E+00
-3.06E+00
-2.97E+00
-2.89E+00
-3.06E+00
-2.97E+00
-3.06E+00
-2.97E+00
-3.06E+00
-3.06E+00
-2.97E+00
-2.97E+00
-2.97E+00
-3.06E+00
-3.06E+00
-2.97E+00
-3.06E+00
-3.06E+00
-2.97E+00
-3.06E+00
-3.06E+00
-2.97E+00
-3.06E+00
-3.06E+00
-3.06E+00
-2.97E+00
-3.06E+00
-3.06E+00
-3.06E+00
-3.06E+00
-2.97E+00
-3.14E+00
-2.97E+00
-3.06E+00
-3.06E+00
-3.06E+00
-3.06E+00
-2.97E+00
-3.14E+00
-3.06E+00
-3.06E+00
-3.06E+00
-3.14E+00
-2.97E+00
-2.97E+00
-3.06E+00
-2.97E+00
-3.06E+00
-2.97E+00
-3.06E+00
-2.97E+00
-3.06E+00
-3.06E+00
-3.06E+00
-3.06E+00
-2.97E+00
-2.97E+00
-2.97E+00
-2.97E+00
-3.06E+00
-2.97E+00
-2.97E+00
-2.97E+00
-2.97E+00
-2.97E+00
-2.97E+00
-2.97E+00
-2.97E+00
-2.97E+00
-3.06E+00
-2.97E+00
-2.97E+00
-2.97E+00
-2.97E+00
-2.97E+00
-2.89E+00
-2.89E+00
-2.97E+00
-2.97E+00
-2.89E+00
-2.97E+00
-2.97E+00
-2.97E+00
-2.89E+00
-2.89E+00
-2.89E+00
-2.89E+00
-2.89E+00
-2.89E+00
-2.81E+00
-2.89E+00
-2.81E+00
-2.89E+00
-2.81E+00
-2.89E+00
-2.81E+00
-2.81E+00
-2.81E+00
-2.89E+00
-2.81E+00
-2.81E+00
-2.81E+00
-2.81E+00
-2.81E+00
-2.81E+00
-2.81E+00
-2.81E+00
-2.81E+00
-2.81E+00
-2.81E+00
-2.65E+00
-2.73E+00
-2.73E+00
-2.73E+00
-2.73E+00
-2.65E+00
-2.65E+00
-2.65E+00
-2.73E+00
-2.65E+00
-2.65E+00
-2.65E+00
-2.65E+00
-2.65E+00
-2.65E+00
-2.65E+00
-2.57E+00
-2.57E+00
-2.57E+00
-2.49E+00
-2.57E+00
-2.49E+00
-2.49E+00
-2.49E+00
-2.49E+00
-2.49E+00
-2.49E+00
-2.49E+00
-2.41E+00
-2.49E+00
-2.41E+00
-2.49E+00
-2.41E+00
-2.41E+00
-2.41E+00
-2.41E+00
-2.41E+00
-2.33E+00
-2.33E+00
-2.41E+00
-2.25E+00
-2.33E+00
-2.33E+00
-2.25E+00
-2.25E+00
-2.25E+00
-2.17E+00
-2.25E+00
-2.25E+00
-2.25E+00
-2.17E+00
-2.17E+00
-2.17E+00
-2.17E+00
-2.09E+00
-2.17E+00
-2.09E+00
-2.01E+00
-2.01E+00
-2.01E+00
-2.01E+00
-2.01E+00
-2.01E+00
-2.01E+00
-2.01E+00
-2.01E+00
-2.01E+00
-2.01E+00
-1.85E+00
-2.01E+00
-1.93E+00
-1.85E+00
-1.85E+00
-1.85E+00
-1.85E+00
-1.85E+00
-1.77E+00
-1.77E+00
-1.77E+00
-1.85E+00
-1.77E+00
-1.77E+00
-1.69E+00
-1.69E+00
-1.61E+00
-1.69E+00
-1.61E+00
-1.61E+00
-1.69E+00
-1.61E+00
-1.53E+00
-1.61E+00
-1.61E+00
-1.53E+00
-1.61E+00
-1.45E+00
-1.45E+00
-1.45E+00
-1.45E+00
-1.45E+00
-1.37E+00
-1.45E+00
-1.45E+00
-1.37E+00
-1.37E+00
-1.37E+00
-1.37E+00
-1.29E+00
-1.29E+00
-1.21E+00
-1.29E+00
-1.29E+00
-1.29E+00
-1.21E+00
-1.21E+00
-1.13E+00
-1.05E+00
-1.13E+00
-1.05E+00
-1.05E+00
-1.05E+00
-1.05E+00
-1.13E+00
-1.05E+00
-1.05E+00
-9.65E-01
-1.05E+00
-9.65E-01
-8.84E-01
-8.84E-01
-8.84E-01
-8.84E-01
-8.04E-01
-8.04E-01
-8.04E-01
-8.04E-01
-8.04E-01
-8.04E-01
-8.04E-01
-7.24E-01
-7.24E-01
-7.24E-01
-6.43E-01
-6.43E-01
-6.43E-01
-6.43E-01
-5.63E-01
-5.63E-01
-4.82E-01
-5.63E-01
-4.82E-01
-4.82E-01
-4.82E-01
-4.02E-01
-4.02E-01
-4.02E-01
-4.02E-01
-4.02E-01
-3.22E-01
-4.02E-01
-3.22E-01
-3.22E-01
-3.22E-01
-2.41E-01
-1.61E-01
-2.41E-01
-1.61E-01
-2.41E-01
-1.61E-01
-1.61E-01
-1.61E-01
-1.61E-01
-8.04E-02
-8.04E-02
-8.04E-02
-8.04E-02
-8.04E-02
-8.04E-02
0.00E+00
0.00E+00
0.00E+00
8.04E-02
0.00E+00
8.04E-02
1.61E-01
1.61E-01
8.04E-02
1.61E-01
1.61E-01
1.61E-01
1.61E-01
1.61E-01
2.41E-01
3.22E-01
3.22E-01
3.22E-01
3.22E-01
4.02E-01
4.02E-01
4.02E-01
4.02E-01
4.02E-01
4.82E-01
4.02E-01
4.82E-01
4.82E-01
4.82E-01
5.63E-01
5.63E-01
5.63E-01
5.63E-01
5.63E-01
6.43E-01
6.43E-01
7.24E-01
6.43E-01
7.24E-01
7.24E-01
7.24E-01
7.24E-01
8.04E-01
8.04E-01
8.04E-01
8.84E-01
8.04E-01
8.04E-01
8.84E-01
8.84E-01
9.65E-01
9.65E-01
8.84E-01
8.84E-01
8.84E-01
9.65E-01
9.65E-01
9.65E-01
1.05E+00
1.05E+00
1.05E+00
1.05E+00
1.13E+00
1.13E+00
1.13E+00
1.21E+00
1.13E+00
1.21E+00
1.13E+00
1.21E+00
1.21E+00
1.29E+00
1.29E+00
1.29E+00
1.21E+00
1.29E+00
1.37E+00
1.29E+00
1.37E+00
1.29E+00
1.37E+00
1.45E+00
1.45E+00
1.37E+00
1.45E+00
1.45E+00
1.53E+00
1.53E+00
1.45E+00
1.53E+00
1.53E+00
1.53E+00
1.53E+00
1.61E+00
1.61E+00
1.61E+00
1.69E+00
1.77E+00
1.69E+00
1.69E+00
1.77E+00
1.69E+00
1.85E+00
1.77E+00
1.85E+00
1.77E+00
1.77E+00
1.77E+00
1.77E+00
1.93E+00
1.77E+00
1.93E+00
1.93E+00
1.93E+00
1.77E+00
1.85E+00
1.85E+00
1.93E+00
1.93E+00
1.93E+00
1.93E+00
2.01E+00
2.01E+00
2.01E+00
1.93E+00
2.01E+00
2.01E+00
2.09E+00
2.09E+00
2.01E+00
2.01E+00
2.17E+00
2.09E+00
2.17E+00
2.09E+00
2.09E+00
2.17E+00
2.17E+00
2.25E+00
2.17E+00
2.17E+00
2.17E+00
2.17E+00
2.25E+00
2.25E+00
2.33E+00
2.33E+00
2.33E+00
2.33E+00
2.33E+00
2.33E+00
2.33E+00
2.33E+00
2.33E+00
2.33E+00
2.41E+00
2.49E+00
2.33E+00
2.49E+00
2.49E+00
2.49E+00
2.41E+00
2.49E+00
2.49E+00
2.49E+00
2.41E+00
2.49E+00
2.57E+00
2.41E+00
2.49E+00
2.49E+00
2.57E+00
2.57E+00
2.57E+00
2.49E+00
2.57E+00
2.57E+00
2.65E+00
2.57E+00
2.57E+00
2.57E+00
2.57E+00
2.57E+00
2.57E+00
2.65E+00
2.65E+00
2.57E+00
2.57E+00
2.65E+00
2.65E+00
2.65E+00
2.65E+00
2.65E+00
2.65E+00
2.73E+00
2.65E+00
2.65E+00
2.81E+00
2.65E+00
2.73E+00
2.73E+00
2.81E+00
2.73E+00
2.73E+00
2.81E+00
2.73E+00
2.73E+00
2.81E+00
2.81E+00
2.73E+00
2.73E+00
2.73E+00
2.73E+00
2.73E+00
2.81E+00
2.81E+00
2.81E+00
2.81E+00
2.89E+00
2.89E+00
2.81E+00
2.81E+00
2.89E+00
2.89E+00
2.89E+00
2.89E+00
2.81E+00
2.89E+00
2.89E+00
2.81E+00
2.81E+00
2.81E+00
2.89E+00
2.81E+00
2.81E+00
2.81E+00
2.89E+00
2.81E+00
2.81E+00
2.89E+00
2.89E+00
2.89E+00
2.81E+00
2.81E+00
2.89E+00
2.81E+00
2.81E+00
2.81E+00
2.89E+00
2.89E+00
2.81E+00
2.89E+00
2.81E+00
2.81E+00
2.89E+00
2.81E+00
2.89E+00
2.89E+00
2.89E+00
2.89E+00
2.89E+00
2.89E+00
2.81E+00
2.81E+00
2.81E+00
2.81E+00
2.81E+00
2.73E+00
2.81E+00
2.73E+00
2.81E+00
2.81E+00
2.81E+00
2.81E+00
2.89E+00
2.73E+00
2.81E+00
2.73E+00
2.81E+00
2.81E+00
2.89E+00
2.73E+00
2.73E+00
2.73E+00
2.73E+00
2.81E+00
2.81E+00
2.81E+00
2.73E+00
2.73E+00
2.73E+00
2.81E+00
2.73E+00
2.73E+00
2.73E+00
2.73E+00
2.73E+00
2.65E+00
2.65E+00
2.65E+00
2.65E+00
2.65E+00
2.65E+00
2.65E+00
2.73E+00
2.65E+00
2.73E+00
2.65E+00
2.65E+00
2.65E+00
2.57E+00
2.65E+00
2.57E+00
2.65E+00
2.57E+00
2.57E+00
2.65E+00
2.49E+00
2.57E+00
2.57E+00
2.57E+00
2.57E+00
2.57E+00
2.57E+00
2.57E+00
2.49E+00
2.49E+00
2.49E+00
2.49E+00
2.41E+00
2.49E+00
2.49E+00
2.41E+00
2.41E+00
2.49E+00
2.41E+00
2.33E+00
2.41E+00
2.41E+00
2.41E+00
2.41E+00
2.33E+00
2.33E+00
2.41E+00
2.33E+00
2.33E+00
2.33E+00
2.25E+00
2.25E+00
2.25E+00
2.25E+00
2.25E+00
2.25E+00
2.25E+00
2.25E+00
2.25E+00
2.17E+00
2.17E+00
2.17E+00
2.17E+00
2.09E+00
2.09E+00
2.09E+00
2.17E+00
2.01E+00
2.09E+00
2.09E+00
2.09E+00
2.01E+00
2.09E+00
2.01E+00
2.01E+00
2.09E+00
2.01E+00
1.93E+00
2.01E+00
2.01E+00
1.93E+00
1.93E+00
1.85E+00
2.01E+00
1.93E+00
1.93E+00
1.93E+00
1.85E+00
1.85E+00
1.77E+00
1.85E+00
1.77E+00
1.85E+00
1.77E+00
1.77E+00
1.77E+00
1.77E+00
1.61E+00
1.69E+00
1.61E+00
1.69E+00
1.69E+00
1.61E+00
1.53E+00
1.61E+00
1.61E+00
1.61E+00
1.61E+00
1.53E+00
1.53E+00
1.61E+00
1.53E+00
1.45E+00
1.53E+00
1.45E+00
1.45E+00
1.45E+00
1.45E+00
1.45E+00
1.29E+00
1.37E+00
1.29E+00
1.29E+00
1.37E+00
1.29E+00
1.29E+00
1.29E+00
1.29E+00
1.21E+00
1.21E+00
1.29E+00
1.13E+00
1.29E+00
1.21E+00
1.13E+00
1.13E+00
1.13E+00
1.13E+00
1.05E+00
1.05E+00
1.05E+00
9.65E-01
1.05E+00
9.65E-01
9.65E-01
9.65E-01
9.65E-01
9.65E-01
8.84E-01
8.84E-01
8.04E-01
8.04E-01
8.84E-01
8.04E-01
8.04E-01
8.04E-01
7.24E-01
8.04E-01
7.24E-01
7.24E-01
6.43E-01
6.43E-01
7.24E-01
6.43E-01
7.24E-01
6.43E-01
5.63E-01
5.63E-01
5.63E-01
5.63E-01
6.43E-01
5.63E-01
4.82E-01
4.02E-01
4.02E-01
3.22E-01
4.82E-01
4.02E-01
4.02E-01
3.22E-01
3.22E-01
3.22E-01
2.41E-01
3.22E-01
2.41E-01
2.41E-01
2.41E-01
1.61E-01
1.61E-01
1.61E-01
1.61E-01
1.61E-01
1.61E-01
8.04E-02
8.04E-02
8.04E-02
8.04E-02
0.00E+00
0.00E+00
0.00E+00
-8.04E-02
-8.04E-02
-8.04E-02
-1.61E-01
-8.04E-02
-8.04E-02
-1.61E-01
-1.61E-01
-1.61E-01
-1.61E-01
-2.41E-01
-1.61E-01
-2.41E-01
-2.41E-01
-2.41E-01
-2.41E-01
-3.22E-01
-3.22E-01
-3.22E-01
-3.22E-01
-4.02E-01
-4.02E-01
-4.82E-01
-4.82E-01
-4.82E-01
-5.63E-01
-4.02E-01
-4.82E-01
-5.63E-01
-5.63E-01
-6.43E-01
-5.63E-01
-6.43E-01
-7.24E-01
-6.43E-01
-6.43E-01
-6.43E-01
-6.43E-01
-7.24E-01
-7.24E-01
-8.04E-01
-8.04E-01
-8.04E-01
-8.04E-01
-8.04E-01
-8.04E-01
-8.84E-01
-9.65E-01
-8.84E-01
-9.65E-01
-9.65E-01
-8.84E-01
-9.65E-01
-1.05E+00
-9.65E-01
-1.05E+00
-1.05E+00
-1.13E+00
-1.13E+00
-1.05E+00
-1.13E+00
-1.13E+00
-1.13E+00
-1.13E+00
-1.21E+00
-1.29E+00
-1.29E+00
-1.21E+00
-1.21E+00
-1.29E+00
-1.29E+00
-1.37E+00
-1.37E+00
-1.37E+00
-1.37E+00
-1.45E+00
-1.37E+00
-1.45E+00
-1.45E+00
-1.45E+00
-1.53E+00
-1.53E+00
-1.53E+00
-1.61E+00
-1.61E+00
-1.53E+00
-1.61E+00
-1.61E+00
-1.61E+00
-1.61E+00
-1.61E+00
-1.61E+00
-1.69E+00
-1.69E+00
-1.69E+00
-1.77E+00
-1.77E+00
-1.77E+00
-1.69E+00
-1.69E+00
-1.77E+00
-1.85E+00
-1.85E+00
-1.85E+00
-1.85E+00
-1.85E+00
-1.85E+00
-1.93E+00
-1.93E+00
-1.85E+00
-2.01E+00
-1.93E+00
-2.01E+00
-2.01E+00
-2.01E+00
-2.01E+00
-2.01E+00
-2.01E+00
-2.01E+00
-2.09E+00
-2.17E+00
-2.09E+00
-2.09E+00
-2.17E+00
-2.09E+00
-2.09E+00
-2.17E+00
-2.17E+00
-2.09E+00
-2.17E+00
-2.17E+00
-2.25E+00
-2.33E+00
-2.25E+00
-2.25E+00
-2.33E+00
-2.33E+00
-2.25E+00
-2.33E+00
-2.33E+00
-2.33E+00
-2.41E+00
-2.41E+00
-2.33E+00
-2.41E+00
-2.41E+00
-2.41E+00
-2.49E+00
-2.49E+00
-2.49E+00
-2.49E+00
-2.41E+00
-2.57E+00
-2.57E+00
-2.57E+00
-2.49E+00
-2.57E+00
-2.49E+00
-2.49E+00
-2.57E+00
-2.49E+00
-2.65E+00
-2.65E+00
-2.57E+00
-2.49E+00
-2.57E+00
-2.65E+00
-2.65E+00
-2.65E+00
-2.57E+00
-2.65E+00
-2.65E+00
-2.73E+00
-2.73E+00
-2.73E+00
-2.65E+00
-2.73E+00
-2.73E+00
-2.73E+00
-2.73E+00
-2.81E+00
-2.73E+00
-2.81E+00
-2.73E+00
-2.89E+00
-2.81E+00
-2.81E+00
-2.81E+00
-2.81E+00
-2.89E+00
-2.81E+00
-2.81E+00
-2.89E+00
-2.89E+00
-2.81E+00
-2.89E+00
-2.89E+00
-2.89E+00
-2.89E+00
-2.89E+00
-2.89E+00
-2.97E+00
-2.97E+00
-2.89E+00
-2.97E+00
-2.97E+00
-2.89E+00
-2.97E+00
-2.97E+00
-2.97E+00
-2.97E+00
-2.97E+00
-2.97E+00
-2.97E+00
-2.97E+00
-2.89E+00
-2.97E+00
-2.97E+00
-2.89E+00
-2.97E+00
-3.06E+00
-2.97E+00
-3.06E+00
-3.06E+00
-3.06E+00
-3.06E+00
-2.97E+00
-2.97E+00
-3.06E+00
-3.06E+00
-3.06E+00
-3.06E+00
-2.97E+00
-3.06E+00
-3.06E+00
-3.06E+00
-3.06E+00
-3.06E+00
-3.06E+00
-3.06E+00
-3.06E+00
-3.06E+00
-3.06E+00
-3.06E+00
-3.06E+00
-3.14E+00
-3.06E+00
-2.97E+00
-3.06E+00
-3.06E+00
-2.97E+00
-3.06E+00
-3.06E+00
-3.06E+00
-3.06E+00
-2.97E+00
-3.14E+00
-3.06E+00
-3.06E+00
-3.06E+00
-3.06E+00
-3.06E+00
-3.06E+00
-2.97E+00
-3.14E+00
-3.06E+00
-3.06E+00
-2.97E+00
-3.14E+00
-3.06E+00
-2.97E+00
-3.06E+00
-3.06E+00
-2.97E+00
-3.06E+00
-2.97E+00
-2.97E+00
-3.06E+00
-2.97E+00
-2.97E+00
-3.06E+00
-2.97E+00
-3.06E+00
-2.97E+00
-2.97E+00
-2.97E+00
-3.06E+00
-3.06E+00
-2.97E+00
-3.06E+00
-2.97E+00
-2.97E+00
-2.97E+00
-2.97E+00
-2.97E+00
-2.97E+00
-2.89E+00
-2.97E+00
-2.97E+00
-2.97E+00
-2.89E+00
-2.89E+00
-2.89E+00
-2.97E+00
-2.97E+00
-2.89E+00
-2.89E+00
-2.89E+00
-2.89E+00
-2.81E+00
-2.81E+00
-2.81E+00
-2.89E+00
-2.81E+00
-2.89E+00
-2.81E+00
-2.81E+00
-2.81E+00
-2.81E+00
-2.81E+00
-2.73E+00
-2.73E+00
-2.73E+00
-2.65E+00
-2.73E+00
-2.73E+00
-2.73E+00
-2.73E+00
-2.81E+00
-2.73E+00
-2.65E+00
-2.65E+00
-2.73E+00
-2.65E+00
-2.65E+00
-2.65E+00
-2.57E+00
-2.57E+00
-2.65E+00
-2.65E+00
-2.57E+00
-2.57E+00
-2.57E+00
-2.57E+00
-2.49E+00
-2.49E+00
-2.57E+00
-2.49E+00
-2.49E+00
-2.49E+00
-2.57E+00
-2.49E+00
-2.49E+00
-2.49E+00
-2.49E+00
-2.41E+00
-2.41E+00
-2.41E+00
-2.41E+00
-2.41E+00
-2.41E+00
-2.41E+00
-2.33E+00
-2.33E+00
-2.33E+00
-2.33E+00
-2.25E+00
-2.25E+00
-2.25E+00
-2.25E+00
-2.25E+00
-2.25E+00
-2.17E+00
-2.17E+00
-2.25E+00
-2.17E+00
-2.17E+00
-2.09E+00
-2.17E+00
-2.17E+00
-2.09E+00
-2.09E+00
-2.09E+00
-2.01E+00
-2.09E+00
-2.01E+00
-2.01E+00
-2.01E+00
-2.01E+00
-2.01E+00
-1.93E+00
-1.93E+00
-1.93E+00
-1.93E+00
-1.93E+00
-1.85E+00
-1.93E+00
-1.93E+00
-1.85E+00
-1.85E+00
-1.85E+00
-1.77E+00
-1.85E+00
-1.77E+00
-1.77E+00
-1.69E+00
-1.77E+00
-1.69E+00
-1.69E+00
-1.69E+00
-1.69E+00
-1.69E+00
-1.61E+00
-1.61E+00
-1.61E+00
-1.61E+00
-1.53E+00
-1.61E+00
-1.53E+00
-1.53E+00
-1.45E+00
-1.53E+00
-1.45E+00
-1.45E+00
-1.53E+00
-1.29E+00
-1.37E+00
-1.37E+00
-1.37E+00
-1.37E+00
-1.37E+00
-1.29E+00
-1.29E+00
-1.29E+00
-1.29E+00
-1.21E+00
-1.29E+00
-1.13E+00
-1.13E+00
-1.13E+00
-1.13E+00
-1.13E+00
-1.05E+00
-1.21E+00
-1.05E+00
-1.05E+00
-1.13E+00
-1.05E+00
-9.65E-01
-1.05E+00
-9.65E-01
-8.84E-01
-9.65E-01
-9.65E-01
-8.84E-01
-8.84E-01
-8.04E-01
-8.84E-01
-8.04E-01
-8.04E-01
-8.04E-01
-7.24E-01
-7.24E-01
-8.04E-01
-7.24E-01
-7.24E-01
-7.24E-01
-6.43E-01
-7.24E-01
-6.43E-01
-6.43E-01
-6.43E-01
-6.43E-01
-5.63E-01
-6.43E-01
-4.82E-01
-4.82E-01
-4.02E-01
-5.63E-01
-4.02E-01
-4.02E-01
-3.22E-01
-4.02E-01
-3.22E-01
-4.02E-01
-3.22E-01
-3.22E-01
-3.22E-01
-3.22E-01
-2.41E-01
-3.22E-01
-1.61E-01
-1.61E-01
-2.41E-01
-1.61E-01
-1.61E-01
-1.61E-01
-1.61E-01
-8.04E-02
-8.04E-02
-1.61E-01
0.00E+00
-8.04E-02
0.00E+00
8.04E-02];
y=[0.00E+00
0.00E+00
0.00E+00
8.04E-02
8.04E-02
8.04E-02
1.61E-01
8.04E-02
1.61E-01
2.41E-01
2.41E-01
1.61E-01
2.41E-01
3.22E-01
3.22E-01
3.22E-01
3.22E-01
3.22E-01
3.22E-01
4.02E-01
4.02E-01
4.02E-01
4.02E-01
4.02E-01
4.02E-01
4.02E-01
4.02E-01
4.02E-01
4.02E-01
4.82E-01
4.82E-01
4.82E-01
4.82E-01
5.63E-01
4.02E-01
4.82E-01
4.82E-01
4.82E-01
4.02E-01
5.63E-01
4.82E-01
5.63E-01
5.63E-01
4.82E-01
4.82E-01
5.63E-01
5.63E-01
5.63E-01
4.82E-01
4.82E-01
5.63E-01
4.82E-01
5.63E-01
4.82E-01
4.82E-01
5.63E-01
4.82E-01
4.82E-01
4.82E-01
5.63E-01
4.82E-01
5.63E-01
5.63E-01
4.82E-01
5.63E-01
5.63E-01
4.82E-01
5.63E-01
5.63E-01
5.63E-01
5.63E-01
5.63E-01
6.43E-01
5.63E-01
5.63E-01
5.63E-01
4.82E-01
6.43E-01
6.43E-01
5.63E-01
5.63E-01
5.63E-01
5.63E-01
5.63E-01
5.63E-01
5.63E-01
6.43E-01
5.63E-01
5.63E-01
5.63E-01
5.63E-01
5.63E-01
5.63E-01
5.63E-01
5.63E-01
5.63E-01
5.63E-01
5.63E-01
5.63E-01
6.43E-01
5.63E-01
5.63E-01
4.82E-01
6.43E-01
4.82E-01
5.63E-01
6.43E-01
6.43E-01
5.63E-01
5.63E-01
6.43E-01
5.63E-01
6.43E-01
6.43E-01
5.63E-01
5.63E-01
4.82E-01
5.63E-01
5.63E-01
5.63E-01
5.63E-01
5.63E-01
6.43E-01
5.63E-01
5.63E-01
5.63E-01
6.43E-01
5.63E-01
5.63E-01
5.63E-01
5.63E-01
4.82E-01
5.63E-01
4.82E-01
5.63E-01
6.43E-01
5.63E-01
6.43E-01
5.63E-01
6.43E-01
6.43E-01
4.82E-01
6.43E-01
5.63E-01
5.63E-01
4.82E-01
6.43E-01
5.63E-01
6.43E-01
6.43E-01
6.43E-01
5.63E-01
6.43E-01
5.63E-01
5.63E-01
6.43E-01
5.63E-01
6.43E-01
6.43E-01
6.43E-01
6.43E-01
6.43E-01
6.43E-01
6.43E-01
5.63E-01
6.43E-01
5.63E-01
5.63E-01
5.63E-01
6.43E-01
6.43E-01
6.43E-01
5.63E-01
6.43E-01
5.63E-01
6.43E-01
5.63E-01
6.43E-01
7.24E-01
5.63E-01
5.63E-01
6.43E-01
5.63E-01
5.63E-01
5.63E-01
4.82E-01
6.43E-01
5.63E-01
5.63E-01
5.63E-01
4.82E-01
6.43E-01
6.43E-01
6.43E-01
6.43E-01
6.43E-01
7.24E-01
6.43E-01
5.63E-01
6.43E-01
5.63E-01
6.43E-01
5.63E-01
6.43E-01
6.43E-01
5.63E-01
6.43E-01
5.63E-01
6.43E-01
6.43E-01
5.63E-01
6.43E-01
5.63E-01
5.63E-01
5.63E-01
6.43E-01
6.43E-01
5.63E-01
6.43E-01
5.63E-01
5.63E-01
6.43E-01
6.43E-01
6.43E-01
6.43E-01
5.63E-01
7.24E-01
5.63E-01
6.43E-01
5.63E-01
6.43E-01
5.63E-01
5.63E-01
5.63E-01
5.63E-01
5.63E-01
6.43E-01
5.63E-01
5.63E-01
5.63E-01
5.63E-01
6.43E-01
6.43E-01
6.43E-01
5.63E-01
6.43E-01
5.63E-01
7.24E-01
6.43E-01
6.43E-01
6.43E-01
5.63E-01
5.63E-01
6.43E-01
6.43E-01
6.43E-01
6.43E-01
6.43E-01
5.63E-01
6.43E-01
5.63E-01
6.43E-01
7.24E-01
6.43E-01
5.63E-01
5.63E-01
6.43E-01
4.82E-01
6.43E-01
6.43E-01
6.43E-01
6.43E-01
6.43E-01
5.63E-01
6.43E-01
5.63E-01
5.63E-01
6.43E-01
6.43E-01
5.63E-01
5.63E-01
6.43E-01
6.43E-01
5.63E-01
5.63E-01
6.43E-01
6.43E-01
5.63E-01
5.63E-01
6.43E-01
5.63E-01
6.43E-01
6.43E-01
5.63E-01
6.43E-01
6.43E-01
5.63E-01
6.43E-01
5.63E-01
6.43E-01
6.43E-01
6.43E-01
5.63E-01
6.43E-01
6.43E-01
6.43E-01
6.43E-01
4.82E-01
5.63E-01
5.63E-01
6.43E-01
6.43E-01
5.63E-01
5.63E-01
5.63E-01
6.43E-01
5.63E-01
6.43E-01
5.63E-01
6.43E-01
5.63E-01
6.43E-01
5.63E-01
6.43E-01
5.63E-01
6.43E-01
5.63E-01
6.43E-01
6.43E-01
6.43E-01
5.63E-01
6.43E-01
6.43E-01
6.43E-01
6.43E-01
5.63E-01
5.63E-01
5.63E-01
5.63E-01
5.63E-01
6.43E-01
5.63E-01
4.82E-01
6.43E-01
6.43E-01
5.63E-01
5.63E-01
6.43E-01
6.43E-01
5.63E-01
5.63E-01
5.63E-01
5.63E-01
6.43E-01
6.43E-01
5.63E-01
6.43E-01
6.43E-01
5.63E-01
6.43E-01
6.43E-01
6.43E-01
6.43E-01
6.43E-01
5.63E-01
6.43E-01
5.63E-01
5.63E-01
4.82E-01
5.63E-01
5.63E-01
5.63E-01
4.82E-01
5.63E-01
5.63E-01
6.43E-01
6.43E-01
5.63E-01
5.63E-01
5.63E-01
5.63E-01
6.43E-01
5.63E-01
5.63E-01
4.82E-01
5.63E-01
6.43E-01
4.82E-01
4.82E-01
6.43E-01
5.63E-01
5.63E-01
5.63E-01
5.63E-01
5.63E-01
4.82E-01
4.82E-01
5.63E-01
5.63E-01
5.63E-01
6.43E-01
6.43E-01
5.63E-01
5.63E-01
4.82E-01
5.63E-01
5.63E-01
5.63E-01
6.43E-01
5.63E-01
6.43E-01
5.63E-01
6.43E-01
5.63E-01
5.63E-01
5.63E-01
4.82E-01
5.63E-01
5.63E-01
5.63E-01
4.82E-01
5.63E-01
5.63E-01
5.63E-01
5.63E-01
4.82E-01
6.43E-01
5.63E-01
5.63E-01
6.43E-01
4.82E-01
4.82E-01
5.63E-01
5.63E-01
5.63E-01
4.82E-01
5.63E-01
5.63E-01
5.63E-01
5.63E-01
4.82E-01
5.63E-01
5.63E-01
5.63E-01
4.82E-01
5.63E-01
5.63E-01
5.63E-01
4.82E-01
4.82E-01
5.63E-01
4.82E-01
4.02E-01
5.63E-01
4.02E-01
4.82E-01
4.82E-01
4.82E-01
4.82E-01
4.82E-01
4.02E-01
4.82E-01
4.02E-01
4.82E-01
4.02E-01
4.02E-01
4.02E-01
4.82E-01
4.02E-01
4.02E-01
4.02E-01
4.02E-01
3.22E-01
4.02E-01
3.22E-01
3.22E-01
3.22E-01
3.22E-01
3.22E-01
2.41E-01
3.22E-01
2.41E-01
1.61E-01
1.61E-01
1.61E-01
8.04E-02
2.41E-01
1.61E-01
0.00E+00
8.04E-02
8.04E-02
0.00E+00
0.00E+00
-8.04E-02
0.00E+00
0.00E+00
0.00E+00
0.00E+00
-8.04E-02
-8.04E-02
-8.04E-02
-8.04E-02
-1.61E-01
-1.61E-01
-1.61E-01
-2.41E-01
-2.41E-01
-3.22E-01
-2.41E-01
-3.22E-01
-4.02E-01
-3.22E-01
-3.22E-01
-2.41E-01
-4.02E-01
-3.22E-01
-4.02E-01
-4.02E-01
-4.82E-01
-4.82E-01
-4.02E-01
-4.82E-01
-5.63E-01
-4.82E-01
-5.63E-01
-6.43E-01
-6.43E-01
-6.43E-01
-7.24E-01
-6.43E-01
-6.43E-01
-7.24E-01
-7.24E-01
-7.24E-01
-7.24E-01
-7.24E-01
-7.24E-01
-8.04E-01
-8.84E-01
-8.04E-01
-8.84E-01
-8.84E-01
-8.84E-01
-8.84E-01
-8.84E-01
-9.65E-01
-9.65E-01
-9.65E-01
-9.65E-01
-1.05E+00
-1.05E+00
-1.05E+00
-1.05E+00
-1.13E+00
-1.05E+00
-1.13E+00
-1.13E+00
-1.13E+00
-1.13E+00
-1.21E+00
-1.21E+00
-1.21E+00
-1.21E+00
-1.21E+00
-1.29E+00
-1.37E+00
-1.37E+00
-1.29E+00
-1.29E+00
-1.37E+00
-1.29E+00
-1.37E+00
-1.37E+00
-1.45E+00
-1.45E+00
-1.53E+00
-1.45E+00
-1.45E+00
-1.53E+00
-1.61E+00
-1.53E+00
-1.53E+00
-1.53E+00
-1.53E+00
-1.61E+00
-1.61E+00
-1.61E+00
-1.61E+00
-1.69E+00
-1.69E+00
-1.69E+00
-1.69E+00
-1.77E+00
-1.77E+00
-1.77E+00
-1.77E+00
-1.77E+00
-1.85E+00
-1.85E+00
-1.85E+00
-1.85E+00
-1.85E+00
-1.85E+00
-1.85E+00
-1.93E+00
-2.01E+00
-1.93E+00
-1.93E+00
-2.01E+00
-2.01E+00
-2.01E+00
-2.01E+00
-2.01E+00
-2.09E+00
-2.09E+00
-2.09E+00
-2.09E+00
-2.17E+00
-2.17E+00
-2.09E+00
-2.09E+00
-2.09E+00
-2.17E+00
-2.17E+00
-2.25E+00
-2.25E+00
-2.17E+00
-2.17E+00
-2.25E+00
-2.17E+00
-2.25E+00
-2.33E+00
-2.25E+00
-2.33E+00
-2.33E+00
-2.33E+00
-2.33E+00
-2.41E+00
-2.33E+00
-2.33E+00
-2.41E+00
-2.41E+00
-2.41E+00
-2.41E+00
-2.49E+00
-2.49E+00
-2.41E+00
-2.49E+00
-2.49E+00
-2.41E+00
-2.49E+00
-2.49E+00
-2.49E+00
-2.65E+00
-2.49E+00
-2.57E+00
-2.49E+00
-2.57E+00
-2.65E+00
-2.65E+00
-2.57E+00
-2.57E+00
-2.57E+00
-2.57E+00
-2.65E+00
-2.57E+00
-2.65E+00
-2.65E+00
-2.73E+00
-2.73E+00
-2.73E+00
-2.73E+00
-2.73E+00
-2.73E+00
-2.73E+00
-2.81E+00
-2.81E+00
-2.73E+00
-2.73E+00
-2.73E+00
-2.73E+00
-2.73E+00
-2.89E+00
-2.89E+00
-2.73E+00
-2.89E+00
-2.73E+00
-2.81E+00
-2.89E+00
-2.81E+00
-2.81E+00
-2.81E+00
-2.89E+00
-2.89E+00
-2.81E+00
-2.89E+00
-2.89E+00
-2.89E+00
-2.89E+00
-2.97E+00
-2.89E+00
-2.97E+00
-2.89E+00
-2.97E+00
-3.06E+00
-2.97E+00
-2.97E+00
-2.89E+00
-2.89E+00
-2.97E+00
-2.97E+00
-2.89E+00
-2.97E+00
-3.06E+00
-2.97E+00
-2.97E+00
-2.97E+00
-2.97E+00
-2.97E+00
-2.97E+00
-2.97E+00
-2.97E+00
-3.06E+00
-2.97E+00
-2.97E+00
-2.97E+00
-3.06E+00
-3.06E+00
-3.06E+00
-2.97E+00
-2.97E+00
-3.06E+00
-2.97E+00
-3.06E+00
-3.06E+00
-2.97E+00
-3.06E+00
-3.06E+00
-3.06E+00
-2.97E+00
-2.97E+00
-2.97E+00
-2.97E+00
-3.06E+00
-3.06E+00
-3.06E+00
-3.06E+00
-3.06E+00
-3.06E+00
-3.06E+00
-2.97E+00
-2.97E+00
-3.06E+00
-3.06E+00
-3.06E+00
-2.97E+00
-3.06E+00
-3.06E+00
-2.97E+00
-2.97E+00
-2.97E+00
-2.97E+00
-2.97E+00
-3.06E+00
-2.97E+00
-2.97E+00
-2.97E+00
-3.06E+00
-2.97E+00
-2.97E+00
-3.14E+00
-2.97E+00
-2.97E+00
-2.97E+00
-2.97E+00
-2.97E+00
-2.97E+00
-2.97E+00
-2.97E+00
-2.89E+00
-2.97E+00
-2.97E+00
-2.89E+00
-2.97E+00
-2.89E+00
-2.97E+00
-2.89E+00
-2.97E+00
-2.97E+00
-2.97E+00
-2.89E+00
-2.89E+00
-2.81E+00
-2.89E+00
-2.89E+00
-2.89E+00
-2.89E+00
-2.81E+00
-2.89E+00
-2.89E+00
-2.97E+00
-2.89E+00
-2.81E+00
-2.89E+00
-2.81E+00
-2.89E+00
-2.81E+00
-2.89E+00
-2.73E+00
-2.81E+00
-2.73E+00
-2.81E+00
-2.81E+00
-2.73E+00
-2.73E+00
-2.73E+00
-2.65E+00
-2.73E+00
-2.65E+00
-2.73E+00
-2.73E+00
-2.73E+00
-2.73E+00
-2.65E+00
-2.65E+00
-2.65E+00
-2.65E+00
-2.65E+00
-2.65E+00
-2.57E+00
-2.65E+00
-2.65E+00
-2.57E+00
-2.65E+00
-2.57E+00
-2.49E+00
-2.49E+00
-2.49E+00
-2.57E+00
-2.57E+00
-2.57E+00
-2.49E+00
-2.49E+00
-2.49E+00
-2.57E+00
-2.41E+00
-2.41E+00
-2.41E+00
-2.49E+00
-2.41E+00
-2.41E+00
-2.41E+00
-2.33E+00
-2.33E+00
-2.41E+00
-2.33E+00
-2.33E+00
-2.33E+00
-2.25E+00
-2.33E+00
-2.25E+00
-2.33E+00
-2.33E+00
-2.25E+00
-2.25E+00
-2.25E+00
-2.25E+00
-2.25E+00
-2.17E+00
-2.17E+00
-2.17E+00
-2.09E+00
-2.17E+00
-2.09E+00
-2.09E+00
-2.01E+00
-2.01E+00
-2.17E+00
-2.01E+00
-2.09E+00
-2.01E+00
-2.01E+00
-1.93E+00
-1.85E+00
-2.01E+00
-1.93E+00
-1.93E+00
-1.93E+00
-1.93E+00
-1.93E+00
-1.93E+00
-1.85E+00
-1.93E+00
-1.85E+00
-1.85E+00
-1.85E+00
-1.85E+00
-1.77E+00
-1.85E+00
-1.77E+00
-1.77E+00
-1.69E+00
-1.69E+00
-1.69E+00
-1.69E+00
-1.69E+00
-1.61E+00
-1.69E+00
-1.61E+00
-1.61E+00
-1.61E+00
-1.53E+00
-1.61E+00
-1.53E+00
-1.53E+00
-1.53E+00
-1.53E+00
-1.45E+00
-1.37E+00
-1.45E+00
-1.37E+00
-1.37E+00
-1.37E+00
-1.37E+00
-1.37E+00
-1.29E+00
-1.29E+00
-1.29E+00
-1.29E+00
-1.29E+00
-1.21E+00
-1.21E+00
-1.21E+00
-1.21E+00
-1.29E+00
-1.13E+00
-1.13E+00
-1.13E+00
-1.13E+00
-1.05E+00
-1.05E+00
-1.05E+00
-1.05E+00
-9.65E-01
-9.65E-01
-8.84E-01
-9.65E-01
-9.65E-01
-9.65E-01
-8.84E-01
-8.84E-01
-8.84E-01
-8.84E-01
-8.04E-01
-8.84E-01
-8.04E-01
-8.04E-01
-8.04E-01
-7.24E-01
-7.24E-01
-6.43E-01
-7.24E-01
-6.43E-01
-5.63E-01
-5.63E-01
-6.43E-01
-5.63E-01
-5.63E-01
-5.63E-01
-5.63E-01
-5.63E-01
-4.82E-01
-4.82E-01
-4.82E-01
-4.82E-01
-4.02E-01
-4.02E-01
-4.02E-01
-4.02E-01
-4.02E-01
-4.02E-01
-3.22E-01
-3.22E-01
-4.02E-01
-3.22E-01
-2.41E-01
-2.41E-01
-1.61E-01
-1.61E-01
-8.04E-02
-1.61E-01
-1.61E-01
-8.04E-02
-8.04E-02
-8.04E-02
0.00E+00
-8.04E-02
0.00E+00
0.00E+00
-8.04E-02
8.04E-02
0.00E+00
8.04E-02
8.04E-02
1.61E-01
1.61E-01
1.61E-01
2.41E-01
1.61E-01
2.41E-01
1.61E-01
3.22E-01
2.41E-01
3.22E-01
3.22E-01
2.41E-01
3.22E-01
3.22E-01
3.22E-01
4.02E-01
4.02E-01
4.02E-01
4.02E-01
4.02E-01
4.82E-01
4.82E-01
4.82E-01
4.02E-01
4.82E-01
4.82E-01
4.02E-01
5.63E-01
5.63E-01
5.63E-01
4.82E-01
4.82E-01
4.82E-01
5.63E-01
4.82E-01
4.82E-01
4.82E-01
5.63E-01
4.82E-01
4.82E-01
5.63E-01
5.63E-01
4.82E-01
4.82E-01
4.82E-01
4.82E-01
4.82E-01
5.63E-01
5.63E-01
5.63E-01
4.82E-01
4.82E-01
4.82E-01
5.63E-01
5.63E-01
5.63E-01
5.63E-01
4.82E-01
4.82E-01
5.63E-01
5.63E-01
5.63E-01
5.63E-01
5.63E-01
6.43E-01
5.63E-01
5.63E-01
5.63E-01
5.63E-01
5.63E-01
5.63E-01
5.63E-01
4.82E-01
5.63E-01
5.63E-01
6.43E-01
4.82E-01
5.63E-01
5.63E-01
5.63E-01
5.63E-01
4.82E-01
6.43E-01
5.63E-01
4.82E-01
5.63E-01
5.63E-01
6.43E-01
5.63E-01
5.63E-01
5.63E-01
5.63E-01
5.63E-01
4.82E-01
4.82E-01
6.43E-01
6.43E-01
5.63E-01
5.63E-01
4.82E-01
6.43E-01
6.43E-01
6.43E-01
5.63E-01
5.63E-01
5.63E-01
5.63E-01
5.63E-01
6.43E-01
6.43E-01
5.63E-01
5.63E-01
5.63E-01
5.63E-01
5.63E-01
5.63E-01
5.63E-01
5.63E-01
5.63E-01
6.43E-01
6.43E-01
4.82E-01
5.63E-01
5.63E-01
5.63E-01
4.82E-01
5.63E-01
5.63E-01
6.43E-01
5.63E-01
6.43E-01
5.63E-01
5.63E-01
5.63E-01
5.63E-01
6.43E-01
6.43E-01
6.43E-01
5.63E-01
6.43E-01
5.63E-01
5.63E-01
5.63E-01
5.63E-01
6.43E-01
5.63E-01
6.43E-01
5.63E-01
6.43E-01
5.63E-01
5.63E-01
6.43E-01
5.63E-01
5.63E-01
5.63E-01
6.43E-01
5.63E-01
5.63E-01
5.63E-01
5.63E-01
6.43E-01
6.43E-01
6.43E-01
6.43E-01
6.43E-01
6.43E-01
5.63E-01
6.43E-01
6.43E-01
5.63E-01
5.63E-01
6.43E-01
6.43E-01
5.63E-01
5.63E-01
5.63E-01
5.63E-01
5.63E-01
5.63E-01
6.43E-01
6.43E-01
6.43E-01
6.43E-01
6.43E-01
5.63E-01
6.43E-01
5.63E-01
6.43E-01
6.43E-01
6.43E-01
5.63E-01
5.63E-01
6.43E-01
5.63E-01
7.24E-01
5.63E-01
6.43E-01
5.63E-01
6.43E-01
5.63E-01
5.63E-01
6.43E-01
6.43E-01
6.43E-01
6.43E-01
6.43E-01
5.63E-01
6.43E-01
6.43E-01
6.43E-01
6.43E-01
5.63E-01
6.43E-01
5.63E-01
5.63E-01
5.63E-01
6.43E-01
6.43E-01
7.24E-01
5.63E-01
6.43E-01
5.63E-01
6.43E-01
6.43E-01
6.43E-01
6.43E-01
5.63E-01
6.43E-01
5.63E-01
6.43E-01
6.43E-01
6.43E-01
6.43E-01
6.43E-01
6.43E-01
6.43E-01
6.43E-01
5.63E-01
5.63E-01
5.63E-01
6.43E-01
5.63E-01
6.43E-01
6.43E-01
6.43E-01
5.63E-01
5.63E-01
6.43E-01
6.43E-01
6.43E-01
6.43E-01
6.43E-01
6.43E-01
6.43E-01
6.43E-01
5.63E-01
6.43E-01
5.63E-01
6.43E-01
5.63E-01
6.43E-01
6.43E-01
5.63E-01
5.63E-01
6.43E-01
6.43E-01
5.63E-01
5.63E-01
6.43E-01
6.43E-01
6.43E-01
6.43E-01
5.63E-01
6.43E-01
6.43E-01
5.63E-01
5.63E-01
6.43E-01
7.24E-01
5.63E-01
6.43E-01
5.63E-01
5.63E-01
5.63E-01
6.43E-01
6.43E-01
6.43E-01
6.43E-01
5.63E-01
7.24E-01
5.63E-01
6.43E-01
5.63E-01
6.43E-01
5.63E-01
6.43E-01
5.63E-01
5.63E-01
6.43E-01
6.43E-01
5.63E-01
6.43E-01
5.63E-01
5.63E-01
6.43E-01
6.43E-01
6.43E-01
5.63E-01
5.63E-01
5.63E-01
5.63E-01
6.43E-01
6.43E-01
6.43E-01
5.63E-01
6.43E-01
6.43E-01
5.63E-01
5.63E-01
5.63E-01
6.43E-01
5.63E-01
6.43E-01
5.63E-01
5.63E-01
6.43E-01
6.43E-01
6.43E-01
5.63E-01
5.63E-01
6.43E-01
6.43E-01
5.63E-01
6.43E-01
5.63E-01
5.63E-01
6.43E-01
5.63E-01
6.43E-01
6.43E-01
6.43E-01
6.43E-01
6.43E-01
6.43E-01
5.63E-01
5.63E-01
5.63E-01
5.63E-01
5.63E-01
6.43E-01
6.43E-01
6.43E-01
6.43E-01
6.43E-01
5.63E-01
5.63E-01
5.63E-01
5.63E-01
5.63E-01
4.82E-01
6.43E-01
5.63E-01
6.43E-01
6.43E-01
5.63E-01
5.63E-01
5.63E-01
4.82E-01
5.63E-01
6.43E-01
4.82E-01
6.43E-01
5.63E-01
6.43E-01
5.63E-01
5.63E-01
6.43E-01
5.63E-01
5.63E-01
5.63E-01
5.63E-01
5.63E-01
5.63E-01
5.63E-01
5.63E-01
5.63E-01
5.63E-01
5.63E-01
6.43E-01
5.63E-01
5.63E-01
6.43E-01
5.63E-01
5.63E-01
5.63E-01
5.63E-01
6.43E-01
5.63E-01
5.63E-01
5.63E-01
5.63E-01
6.43E-01
5.63E-01
5.63E-01
5.63E-01
5.63E-01
4.82E-01
5.63E-01
5.63E-01
5.63E-01
5.63E-01
5.63E-01
5.63E-01
5.63E-01
5.63E-01
6.43E-01
4.82E-01
5.63E-01
6.43E-01
4.82E-01
4.82E-01
4.82E-01
4.82E-01
5.63E-01
4.82E-01
5.63E-01
4.82E-01
5.63E-01
4.82E-01
4.82E-01
5.63E-01
4.82E-01
4.82E-01
5.63E-01
5.63E-01
4.82E-01
4.82E-01
5.63E-01
5.63E-01
4.82E-01
5.63E-01
4.82E-01
5.63E-01
4.82E-01
5.63E-01
4.82E-01
5.63E-01
4.82E-01
5.63E-01
4.82E-01
5.63E-01
4.82E-01
4.82E-01
4.82E-01
4.02E-01
4.02E-01
4.82E-01
4.82E-01
4.82E-01
4.02E-01
4.02E-01
4.02E-01
4.02E-01
4.82E-01
4.02E-01
4.02E-01
4.02E-01
4.02E-01
4.02E-01
3.22E-01
3.22E-01
4.02E-01
2.41E-01
3.22E-01
2.41E-01
2.41E-01
2.41E-01
2.41E-01
2.41E-01
1.61E-01
1.61E-01
1.61E-01
1.61E-01
8.04E-02
8.04E-02
8.04E-02
8.04E-02
0.00E+00
0.00E+00
0.00E+00
0.00E+00
-8.04E-02
-8.04E-02
0.00E+00
-1.61E-01
-8.04E-02
-1.61E-01
-1.61E-01
-8.04E-02
-1.61E-01
-1.61E-01
-2.41E-01
-2.41E-01
-2.41E-01
-3.22E-01
-3.22E-01
-3.22E-01
-3.22E-01
-3.22E-01
-4.02E-01
-4.02E-01
-4.02E-01
-4.02E-01
-4.82E-01
-4.82E-01
-4.82E-01
-4.82E-01
-5.63E-01
-4.82E-01
-4.82E-01
-5.63E-01
-4.82E-01
-6.43E-01
-5.63E-01
-6.43E-01
-6.43E-01
-6.43E-01
-6.43E-01
-7.24E-01
-7.24E-01
-7.24E-01
-7.24E-01
-8.04E-01
-8.04E-01
-8.84E-01
-8.84E-01
-8.04E-01
-8.84E-01
-8.84E-01
-9.65E-01
-8.84E-01
-9.65E-01
-9.65E-01
-9.65E-01
-9.65E-01
-1.05E+00
-1.05E+00
-1.05E+00
-1.13E+00
-1.05E+00
-1.05E+00
-1.05E+00
-1.21E+00
-1.13E+00
-1.21E+00
-1.21E+00
-1.21E+00
-1.21E+00
-1.29E+00
-1.37E+00
-1.29E+00
-1.29E+00
-1.37E+00
-1.29E+00
-1.29E+00
-1.37E+00
-1.37E+00
-1.37E+00
-1.45E+00
-1.37E+00
-1.37E+00
-1.45E+00
-1.53E+00
-1.53E+00
-1.53E+00
-1.53E+00
-1.61E+00
-1.53E+00
-1.53E+00
-1.53E+00
-1.53E+00
-1.61E+00
-1.69E+00
-1.69E+00
-1.61E+00
-1.69E+00
-1.61E+00
-1.77E+00
-1.69E+00
-1.77E+00
-1.77E+00
-1.85E+00
-1.85E+00
-1.85E+00
-1.77E+00
-1.85E+00
-1.93E+00
-1.77E+00
-1.93E+00
-1.93E+00
-1.93E+00
-1.93E+00
-2.01E+00
-1.93E+00
-2.01E+00
-1.93E+00
-2.01E+00
-2.01E+00
-2.01E+00
-2.09E+00
-2.01E+00
-2.09E+00
-2.01E+00
-2.01E+00
-2.09E+00
-2.09E+00
-2.09E+00
-2.09E+00
-2.17E+00
-2.25E+00
-2.17E+00
-2.17E+00
-2.17E+00
-2.25E+00
-2.33E+00
-2.25E+00
-2.33E+00
-2.25E+00
-2.25E+00
-2.33E+00
-2.33E+00
-2.33E+00
-2.25E+00
-2.33E+00
-2.33E+00
-2.41E+00
-2.41E+00
-2.41E+00
-2.41E+00
-2.49E+00
-2.49E+00
-2.49E+00
-2.49E+00
-2.57E+00
-2.49E+00
-2.57E+00
-2.57E+00
-2.49E+00
-2.49E+00
-2.57E+00
-2.57E+00
-2.57E+00
-2.57E+00
-2.65E+00
-2.57E+00
-2.57E+00
-2.57E+00
-2.65E+00
-2.65E+00
-2.65E+00
-2.73E+00
-2.65E+00
-2.65E+00
-2.73E+00
-2.65E+00
-2.65E+00
-2.73E+00
-2.73E+00
-2.73E+00
-2.73E+00
-2.73E+00
-2.73E+00
-2.81E+00
-2.81E+00
-2.73E+00
-2.73E+00
-2.73E+00
-2.73E+00
-2.81E+00
-2.81E+00
-2.81E+00
-2.81E+00
-2.81E+00
-2.89E+00
-2.81E+00
-2.81E+00
-2.81E+00
-2.81E+00
-2.81E+00
-2.89E+00
-2.89E+00
-2.81E+00
-2.89E+00
-2.89E+00
-2.89E+00
-2.89E+00
-2.89E+00
-2.97E+00
-2.89E+00
-2.97E+00
-2.97E+00
-2.89E+00
-2.89E+00
-2.89E+00
-2.97E+00
-2.89E+00
-2.97E+00
-2.97E+00
-2.97E+00
-2.97E+00
-2.97E+00
-3.06E+00
-2.97E+00
-2.97E+00
-2.97E+00
-2.89E+00
-2.89E+00
-2.97E+00
-2.97E+00
-2.97E+00
-3.06E+00
-3.06E+00
-2.97E+00
-3.06E+00
-3.06E+00
-2.97E+00
-2.97E+00
-3.06E+00
-2.97E+00
-3.06E+00
-2.97E+00
-2.97E+00
-3.06E+00
-2.97E+00
-2.97E+00
-2.97E+00
-3.06E+00
-3.06E+00
-3.06E+00
-3.06E+00
-3.06E+00
-3.06E+00
-2.97E+00
-2.97E+00
-2.97E+00
-2.97E+00
-3.06E+00
-2.97E+00
-3.06E+00
-3.14E+00
-2.97E+00
-2.97E+00
-3.06E+00
-3.06E+00
-2.97E+00
-3.06E+00
-2.97E+00
-2.97E+00
-3.06E+00
-2.89E+00
-3.06E+00
-3.06E+00
-3.06E+00
-2.97E+00
-3.06E+00
-2.97E+00
-2.97E+00
-2.97E+00
-3.06E+00
-2.97E+00
-2.97E+00
-3.06E+00
-2.97E+00
-3.06E+00
-2.97E+00
-2.97E+00
-2.97E+00
-3.06E+00
-2.97E+00
-2.97E+00
-2.97E+00
-2.97E+00
-2.89E+00
-2.97E+00
-2.97E+00
-2.97E+00
-2.97E+00
-2.89E+00
-2.89E+00
-2.89E+00
-2.89E+00
-2.89E+00
-2.89E+00
-2.89E+00
-2.89E+00
-2.81E+00
-2.89E+00
-2.81E+00
-2.89E+00
-2.89E+00
-2.81E+00
-2.89E+00
-2.73E+00
-2.81E+00
-2.81E+00
-2.89E+00
-2.73E+00
-2.73E+00
-2.81E+00
-2.73E+00
-2.73E+00
-2.73E+00
-2.73E+00
-2.73E+00
-2.73E+00
-2.73E+00
-2.81E+00
-2.73E+00
-2.73E+00
-2.65E+00
-2.65E+00
-2.65E+00
-2.73E+00
-2.65E+00
-2.65E+00
-2.65E+00
-2.57E+00
-2.57E+00
-2.65E+00
-2.57E+00
-2.57E+00
-2.57E+00
-2.57E+00
-2.49E+00
-2.49E+00
-2.49E+00
-2.41E+00
-2.49E+00
-2.49E+00
-2.49E+00
-2.49E+00
-2.57E+00
-2.49E+00
-2.49E+00
-2.49E+00
-2.33E+00
-2.41E+00
-2.41E+00
-2.41E+00
-2.41E+00
-2.41E+00
-2.33E+00
-2.33E+00
-2.33E+00
-2.33E+00
-2.25E+00
-2.33E+00
-2.33E+00
-2.25E+00
-2.25E+00
-2.25E+00
-2.17E+00
-2.17E+00
-2.25E+00
-2.17E+00
-2.25E+00
-2.09E+00
-2.17E+00
-2.09E+00
-2.17E+00
-2.09E+00
-2.09E+00
-2.17E+00
-2.17E+00
-2.09E+00
-2.01E+00
-2.09E+00
-2.09E+00
-2.01E+00
-2.01E+00
-1.93E+00
-1.93E+00
-2.01E+00
-1.93E+00
-2.01E+00
-1.85E+00
-1.85E+00
-1.93E+00
-1.85E+00
-1.77E+00
-1.77E+00
-1.85E+00
-1.77E+00
-1.77E+00
-1.85E+00
-1.77E+00
-1.77E+00
-1.77E+00
-1.69E+00
-1.61E+00
-1.69E+00
-1.69E+00
-1.69E+00
-1.61E+00
-1.61E+00
-1.61E+00
-1.53E+00
-1.53E+00
-1.53E+00
-1.53E+00
-1.53E+00
-1.53E+00
-1.45E+00
-1.45E+00
-1.37E+00
-1.45E+00
-1.45E+00
-1.45E+00
-1.37E+00
-1.37E+00
-1.29E+00
-1.37E+00
-1.29E+00
-1.29E+00
-1.29E+00
-1.21E+00
-1.21E+00
-1.29E+00
-1.21E+00
-1.21E+00
-1.21E+00
-1.13E+00
-1.05E+00
-1.13E+00
-1.13E+00
-1.13E+00
-9.65E-01
-1.05E+00
-1.05E+00
-9.65E-01
-1.05E+00
-9.65E-01
-9.65E-01
-9.65E-01
-8.84E-01
-8.84E-01
-8.84E-01
-8.84E-01
-8.84E-01
-8.84E-01
-7.24E-01
-7.24E-01
-8.04E-01
-8.04E-01
-7.24E-01
-7.24E-01
-7.24E-01
-7.24E-01
-7.24E-01
-7.24E-01
-6.43E-01
-6.43E-01
-6.43E-01
-5.63E-01
-4.82E-01
-5.63E-01
-4.82E-01
-4.82E-01
-4.82E-01
-4.82E-01
-4.82E-01
-4.02E-01
-4.82E-01
-4.02E-01
-4.02E-01
-4.02E-01
-3.22E-01
-3.22E-01
-2.41E-01
-2.41E-01
-2.41E-01
-2.41E-01
-3.22E-01
-2.41E-01
-2.41E-01
-1.61E-01
-1.61E-01
-1.61E-01
-8.04E-02
-8.04E-02
-8.04E-02
-8.04E-02
0.00E+00
0.00E+00
-8.04E-02
-8.04E-02];

%scatter(x,y,'filled')
%hold on
%scatter(x,y,'filled')
plot(t,x)
hold on
plot(t,y)
grid on
xlabel('Voltaje (V)') 
ylabel('Corriente (A)')

%xticks([0 0.45 0.5 0.55 0.6 0.65 0.7 0.75 0.8 1])
%xticklabels({'0','0.45','0.5','0.55','0.6','0.65','0.7','0.75','0.8','1'})
%yticks([0  0.0015 0.006 0.019 0.038 0.06])
